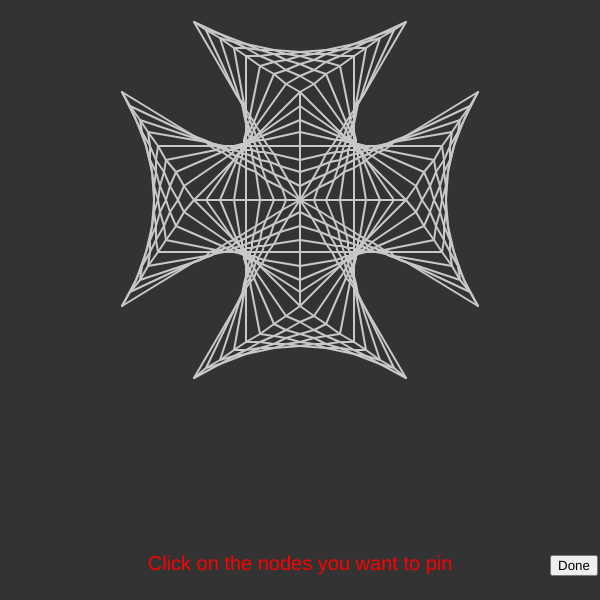
Frame 1 (no input)
Frame 60 (no input): identical to frame 1, image omitted
Frame 120 (the mouse pressed at the canvas centre since frame 60): identical to frame 1, image omitted

The p5.js sketch that drew this single still picture (run headless with seeded random() and noise() and a simulated clock; from frame 60 on, the mouse is pressed at the canvas centre):

// p5.js sketch
// ── sketch.js
//********************
// If you set these variables to same values as from the Draw Mesh sketch...
// ...This sketch will then let you chose fixed nodes, and simulate the mesh as a hanging cloth
var mesh = [[100, 100, 106, 90], [130, 50, 128, 52], [106, 90, 110, 83], [120, 67, 119, 68], [127, 55, 125, 58], [119, 68, 118, 70], [116, 73, 118, 70], [153, 11, 132, 47], [128, 52, 127, 55], [120, 66, 122, 63], [113, 77, 116, 73], [130, 50, 132, 47], [125, 58, 123, 61], [120, 66, 120, 67], [123, 61, 122, 63], [110, 83, 113, 77], [107, 100, 109, 94], [127, 57, 125, 60], [124, 63, 123, 65], [121, 69, 121, 70], [122, 68, 121, 69], [129, 52, 128, 55], [109, 94, 113, 87], [118, 76, 119, 73], [128, 55, 127, 57], [125, 60, 124, 63], [129, 52, 132, 47], [119, 73, 121, 70], [115, 81, 118, 76], [113, 87, 115, 81], [122, 68, 123, 65], [147, 15, 132, 47], [121, 76, 122, 73], [128, 57, 127, 60], [130, 50, 129, 52], [128, 57, 129, 52], [126, 62, 127, 60], [117, 90, 119, 84], [123, 70, 123, 71], [113, 100, 117, 90], [119, 84, 120, 80], [123, 70, 124, 69], [140, 19, 130, 50], [124, 67, 124, 69], [120, 80, 121, 76], [122, 73, 123, 71], [126, 62, 125, 65], [124, 67, 125, 65], [125, 71, 125, 70], [122, 86, 123, 82], [126, 67, 126, 64], [120, 100, 122, 86], [124, 78, 124, 75], [125, 70, 125, 69], [124, 75, 125, 73], [127, 62, 128, 57], [125, 71, 125, 73], [128, 57, 128, 55], [128, 52, 128, 55], [126, 67, 125, 69], [128, 52, 133, 24], [127, 62, 126, 64], [123, 82, 124, 78], [127, 77, 127, 75], [127, 73, 127, 72], [127, 66, 127, 62], [127, 71, 127, 72], [127, 84, 127, 80], [127, 28, 127, 55], [127, 75, 127, 73], [127, 80, 127, 77], [127, 62, 127, 60], [127, 66, 127, 68], [127, 60, 127, 57], [127, 71, 127, 68], [127, 100, 127, 84], [127, 57, 127, 55], [126, 62, 125, 60], [128, 73, 128, 72], [129, 79, 129, 77], [125, 58, 125, 60], [128, 75, 128, 73], [130, 82, 129, 79], [125, 58, 120, 33], [129, 77, 128, 75], [126, 64, 126, 62], [127, 66, 126, 64], [128, 70, 127, 66], [133, 100, 130, 82], [128, 70, 128, 71], [128, 72, 128, 71], [128, 70, 127, 68], [127, 68, 126, 67], [126, 67, 125, 65], [125, 65, 124, 63], [131, 78, 130, 76], [140, 100, 132, 81], [128, 72, 128, 70], [132, 81, 131, 78], [130, 76, 129, 74], [124, 63, 123, 61], [129, 74, 129, 73], [129, 73, 128, 72], [123, 61, 113, 37], [132, 78, 131, 76], [147, 100, 133, 80], [127, 71, 125, 69], [128, 72, 127, 72], [128, 73, 129, 74], [124, 67, 123, 65], [133, 80, 132, 78], [123, 65, 122, 63], [125, 69, 124, 67], [129, 74, 131, 76], [122, 63, 107, 42], [153, 100, 133, 80], [100, 46, 120, 66], [130, 76, 128, 75], [123, 70, 122, 68], [120, 66, 122, 68], [128, 75, 127, 73], [127, 73, 125, 71], [125, 71, 123, 70], [132, 78, 130, 76], [189, 46, 153, 68], [147, 71, 145, 73], [139, 76, 142, 75], [127, 84, 130, 82], [127, 84, 122, 86], [136, 78, 139, 76], [150, 70, 147, 71], [133, 80, 136, 78], [117, 90, 109, 94], [122, 86, 117, 90], [132, 81, 133, 80], [145, 73, 142, 75], [153, 68, 150, 70], [130, 82, 132, 81], [109, 94, 100, 100], [145, 72, 142, 73], [148, 70, 145, 72], [142, 73, 140, 74], [113, 87, 106, 90], [140, 74, 137, 75], [185, 53, 153, 68], [106, 90, 100, 93], [134, 77, 137, 75], [123, 82, 119, 84], [131, 78, 132, 78], [132, 78, 134, 77], [123, 82, 127, 80], [129, 79, 131, 78], [153, 68, 148, 70], [127, 80, 129, 79], [119, 84, 113, 87], [115, 81, 110, 83], [130, 76, 131, 76], [110, 83, 100, 86], [131, 76, 133, 75], [129, 77, 130, 76], [180, 60, 150, 70], [138, 74, 135, 75], [135, 75, 133, 75], [120, 80, 124, 78], [150, 70, 148, 70], [124, 78, 127, 77], [127, 77, 129, 77], [120, 80, 115, 81], [143, 72, 140, 73], [148, 70, 143, 72], [140, 73, 138, 74], [129, 74, 128, 75], [127, 75, 128, 75], [118, 76, 113, 77], [113, 77, 100, 80], [118, 76, 121, 76], [133, 74, 131, 74], [138, 73, 136, 73], [131, 74, 129, 74], [143, 72, 138, 73], [124, 75, 127, 75], [121, 76, 124, 75], [147, 71, 145, 72], [176, 66, 147, 71], [143, 72, 145, 72], [136, 73, 133, 74], [142, 73, 140, 73], [142, 73, 145, 73], [128, 73, 127, 73], [138, 73, 140, 73], [116, 73, 119, 73], [119, 73, 122, 73], [129, 73, 128, 73], [122, 73, 125, 73], [125, 73, 127, 73], [171, 73, 145, 73], [133, 73, 131, 73], [131, 73, 129, 73], [116, 73, 100, 73], [138, 73, 133, 73], [142, 75, 167, 80], [118, 70, 100, 66], [133, 73, 136, 73], [138, 74, 136, 73], [129, 72, 128, 72], [127, 72, 125, 71], [123, 71, 121, 70], [138, 74, 140, 74], [121, 70, 118, 70], [142, 75, 140, 74], [125, 71, 123, 71], [133, 73, 129, 72], [119, 68, 100, 60], [121, 69, 123, 70], [139, 76, 162, 86], [127, 71, 125, 70], [125, 70, 123, 70], [137, 75, 139, 76], [121, 69, 119, 68], [129, 72, 131, 73], [133, 74, 135, 75], [137, 75, 135, 75], [128, 71, 127, 71], [133, 74, 131, 73], [124, 69, 122, 68], [120, 67, 100, 53], [125, 70, 124, 69], [136, 78, 158, 93], [136, 78, 134, 77], [120, 67, 122, 68], [134, 77, 133, 75], [133, 75, 131, 74], [129, 73, 131, 74], [78, 113, 83, 110], [64, 121, 61, 123], [61, 123, 58, 125], [73, 116, 78, 113], [11, 153, 47, 131], [64, 121, 67, 120], [58, 125, 55, 126], [67, 120, 68, 119], [50, 130, 53, 128], [68, 119, 70, 118], [47, 131, 50, 130], [91, 105, 83, 110], [70, 118, 73, 116], [100, 100, 91, 105], [53, 128, 55, 126], [94, 109, 100, 106], [87, 112, 81, 115], [77, 117, 81, 115], [71, 120, 73, 119], [69, 121, 68, 121], [15, 146, 47, 131], [63, 124, 60, 125], [73, 119, 77, 117], [47, 131, 52, 129], [55, 128, 58, 126], [52, 129, 55, 128], [68, 121, 66, 123], [69, 121, 71, 120], [94, 109, 87, 112], [60, 125, 58, 126], [66, 123, 63, 124], [76, 121, 80, 120], [50, 130, 52, 129], [73, 122, 76, 121], [90, 116, 85, 118], [85, 118, 80, 120], [100, 113, 90, 116], [20, 140, 50, 130], [52, 129, 57, 127], [67, 124, 65, 125], [70, 123, 67, 124], [60, 126, 62, 126], [57, 127, 60, 126], [65, 125, 62, 126], [71, 123, 70, 123], [71, 123, 73, 122], [69, 125, 71, 125], [73, 124, 76, 124], [67, 126, 69, 125], [76, 124, 79, 123], [64, 126, 67, 126], [57, 127, 55, 128], [24, 133, 53, 128], [62, 126, 64, 126], [82, 123, 79, 123], [57, 127, 62, 126], [73, 124, 72, 125], [100, 120, 87, 122], [53, 128, 55, 128], [87, 122, 82, 123], [72, 125, 71, 125], [62, 126, 67, 126], [72, 126, 73, 126], [58, 126, 60, 126], [71, 126, 72, 126], [67, 126, 69, 126], [69, 126, 71, 126], [58, 126, 55, 126], [55, 126, 29, 126], [75, 126, 73, 126], [81, 126, 84, 126], [100, 126, 84, 126], [75, 126, 78, 126], [78, 126, 81, 126], [67, 126, 71, 127], [72, 128, 73, 128], [82, 130, 100, 133], [60, 125, 62, 126], [71, 127, 72, 127], [75, 128, 77, 128], [58, 125, 33, 120], [79, 129, 82, 130], [60, 125, 58, 125], [77, 128, 79, 129], [73, 128, 75, 128], [72, 127, 72, 128], [61, 123, 38, 113], [61, 123, 63, 124], [73, 128, 75, 129], [79, 131, 81, 132], [71, 127, 69, 126], [81, 132, 100, 140], [79, 131, 77, 130], [63, 124, 65, 125], [71, 127, 72, 128], [75, 129, 77, 130], [67, 126, 65, 125], [73, 128, 72, 127], [71, 126, 71, 127], [80, 133, 100, 146], [67, 124, 69, 125], [80, 133, 78, 131], [64, 121, 66, 123], [75, 129, 76, 130], [42, 106, 64, 121], [71, 126, 69, 125], [76, 130, 78, 131], [66, 123, 67, 124], [77, 130, 78, 131], [47, 100, 67, 120], [73, 126, 75, 128], [67, 120, 68, 121], [75, 128, 77, 130], [72, 125, 73, 126], [100, 153, 80, 133], [70, 123, 72, 125], [68, 121, 70, 123], [72, 147, 73, 144], [94, 109, 90, 116], [78, 136, 80, 133], [68, 153, 70, 150], [81, 132, 82, 130], [80, 133, 81, 132], [47, 189, 68, 153], [82, 130, 84, 126], [75, 141, 77, 139], [72, 147, 70, 150], [90, 116, 87, 122], [84, 126, 87, 122], [100, 100, 94, 109], [73, 144, 75, 141], [77, 139, 78, 136], [72, 145, 73, 142], [87, 112, 91, 105], [82, 123, 81, 126], [78, 131, 79, 131], [71, 147, 72, 145], [76, 137, 77, 134], [78, 131, 77, 134], [79, 129, 81, 126], [93, 100, 91, 105], [85, 118, 82, 123], [53, 184, 68, 153], [79, 131, 79, 129], [73, 142, 75, 139], [71, 147, 68, 153], [87, 112, 85, 118], [76, 137, 75, 139], [74, 137, 75, 135], [76, 132, 76, 130], [74, 137, 73, 140], [72, 142, 73, 140], [81, 115, 83, 110], [80, 120, 81, 115], [60, 180, 70, 150], [77, 130, 76, 130], [76, 132, 75, 135], [87, 100, 83, 110], [71, 147, 70, 150], [72, 142, 71, 147], [77, 130, 77, 128], [80, 120, 79, 123], [79, 123, 78, 126], [78, 126, 77, 128], [72, 142, 72, 145], [73, 138, 74, 135], [72, 147, 72, 145], [77, 117, 76, 121], [76, 121, 76, 124], [75, 128, 75, 126], [73, 138, 72, 142], [74, 133, 74, 135], [67, 175, 72, 147], [76, 124, 75, 126], [74, 133, 75, 130], [80, 100, 78, 113], [75, 129, 75, 130], [78, 113, 77, 117], [75, 128, 75, 129], [73, 142, 73, 144], [73, 129, 73, 128], [73, 133, 73, 138], [73, 119, 73, 122], [73, 122, 73, 124], [73, 129, 73, 131], [73, 126, 73, 128], [73, 126, 73, 124], [73, 171, 73, 144], [73, 116, 73, 119], [73, 140, 73, 142], [73, 100, 73, 116], [73, 138, 73, 140], [73, 133, 73, 131], [72, 127, 72, 126], [73, 133, 74, 135], [72, 125, 72, 126], [80, 167, 75, 141], [72, 125, 71, 123], [75, 139, 75, 141], [70, 118, 71, 120], [71, 120, 71, 123], [67, 100, 70, 118], [74, 137, 75, 139], [72, 129, 72, 128], [74, 135, 74, 137], [72, 129, 73, 133], [73, 131, 74, 133], [74, 133, 75, 135], [77, 139, 87, 162], [68, 119, 60, 100], [68, 119, 69, 121], [72, 129, 73, 131], [71, 125, 71, 126], [77, 139, 76, 137], [70, 123, 69, 121], [70, 123, 71, 125], [75, 135, 76, 137], [93, 158, 78, 136], [72, 126, 71, 125], [77, 134, 78, 136], [76, 132, 77, 134], [53, 100, 67, 120], [75, 130, 76, 132], [73, 129, 75, 130], [127, 28, 120, 33], [140, 19, 133, 24], [140, 19, 147, 15], [120, 33, 113, 37], [153, 11, 147, 15], [127, 28, 133, 24], [100, 46, 107, 42], [113, 37, 107, 42], [80, 28, 87, 31], [47, 11, 60, 17], [100, 38, 107, 42], [73, 24, 80, 28], [73, 24, 67, 21], [60, 17, 67, 21], [93, 35, 100, 38], [87, 31, 93, 35], [113, 37, 107, 35], [100, 32, 107, 35], [73, 22, 60, 17], [93, 30, 100, 32], [80, 25, 87, 27], [87, 27, 93, 30], [60, 17, 53, 15], [73, 22, 80, 25], [113, 31, 120, 33], [100, 28, 93, 27], [100, 28, 107, 30], [87, 25, 73, 22], [113, 31, 107, 30], [87, 25, 93, 27], [73, 22, 67, 21], [67, 21, 60, 19], [127, 28, 120, 28], [87, 25, 80, 25], [73, 24, 80, 25], [113, 27, 107, 27], [113, 27, 120, 28], [100, 26, 107, 27], [73, 24, 67, 24], [100, 26, 87, 25], [127, 24, 120, 25], [113, 25, 120, 25], [93, 27, 87, 27], [127, 24, 133, 24], [100, 26, 93, 27], [73, 28, 80, 28], [87, 27, 80, 28], [113, 25, 100, 26], [113, 25, 107, 27], [107, 27, 100, 28], [140, 19, 133, 21], [87, 31, 80, 33], [127, 22, 133, 21], [100, 28, 93, 30], [87, 31, 93, 30], [127, 22, 113, 25], [113, 27, 107, 30], [87, 37, 93, 35], [107, 30, 100, 32], [140, 17, 147, 15], [127, 22, 120, 25], [120, 25, 113, 27], [100, 32, 93, 35], [140, 17, 127, 22], [153, 11, 140, 17], [100, 38, 93, 42], [113, 31, 107, 35], [127, 24, 120, 28], [140, 17, 133, 21], [120, 28, 113, 31], [133, 21, 127, 24], [107, 35, 100, 38], [73, 28, 80, 33], [60, 19, 67, 24], [73, 28, 67, 24], [80, 33, 87, 37], [87, 37, 93, 42], [53, 15, 60, 19], [93, 42, 100, 46], [47, 11, 53, 15], [33, 80, 29, 73], [29, 73, 24, 66], [11, 46, 15, 53], [20, 60, 15, 53], [24, 66, 20, 60], [38, 86, 33, 80], [42, 93, 47, 100], [42, 93, 38, 86], [11, 153, 15, 146], [38, 113, 33, 120], [15, 146, 20, 140], [42, 106, 47, 100], [42, 106, 38, 113], [24, 133, 29, 126], [20, 140, 24, 133], [33, 120, 29, 126], [67, 100, 73, 100], [93, 100, 87, 100], [53, 100, 60, 100], [100, 100, 93, 100], [47, 100, 53, 100], [73, 100, 80, 100], [60, 100, 67, 100], [80, 100, 87, 100], [100, 93, 100, 86], [100, 66, 100, 73], [100, 53, 100, 60], [100, 46, 100, 53], [100, 73, 100, 80], [100, 60, 100, 66], [100, 100, 100, 93], [100, 80, 100, 86], [47, 68, 50, 70], [64, 78, 67, 80], [50, 70, 53, 71], [100, 100, 91, 94], [58, 75, 61, 76], [73, 84, 78, 86], [78, 86, 83, 90], [70, 82, 73, 84], [61, 76, 64, 78], [47, 68, 11, 46], [55, 73, 58, 75], [68, 81, 70, 82], [68, 81, 67, 80], [91, 94, 83, 90], [53, 71, 55, 73], [63, 75, 66, 77], [47, 68, 52, 70], [55, 72, 58, 73], [68, 78, 69, 78], [58, 73, 60, 74], [60, 74, 63, 75], [69, 78, 71, 79], [66, 77, 68, 78], [73, 80, 77, 82], [87, 87, 94, 90], [47, 68, 15, 53], [87, 87, 81, 84], [94, 90, 100, 93], [77, 82, 81, 84], [71, 79, 73, 80], [52, 70, 55, 72], [85, 81, 90, 83], [80, 80, 85, 81], [67, 75, 70, 76], [73, 77, 76, 78], [80, 80, 76, 78], [50, 70, 20, 60], [50, 70, 52, 70], [57, 72, 60, 73], [62, 74, 65, 75], [57, 72, 52, 70], [90, 83, 100, 86], [70, 76, 71, 77], [65, 75, 67, 75], [60, 73, 62, 74], [71, 77, 73, 77], [55, 72, 57, 72], [82, 76, 79, 76], [76, 75, 79, 76], [69, 74, 71, 74], [53, 71, 24, 66], [100, 80, 87, 77], [82, 76, 87, 77], [62, 73, 64, 73], [72, 75, 71, 74], [62, 73, 57, 72], [53, 71, 55, 72], [67, 74, 69, 74], [67, 74, 64, 73], [72, 75, 73, 75], [76, 75, 73, 75], [78, 73, 81, 73], [71, 73, 69, 73], [55, 73, 58, 73], [58, 73, 60, 73], [67, 73, 69, 73], [84, 73, 81, 73], [67, 73, 62, 73], [73, 73, 72, 73], [72, 73, 71, 73], [62, 73, 60, 73], [73, 73, 75, 73], [55, 73, 29, 73], [78, 73, 75, 73], [84, 73, 100, 73], [79, 70, 82, 70], [71, 72, 67, 73], [100, 66, 82, 70], [67, 73, 64, 73], [64, 73, 62, 74], [75, 71, 73, 72], [58, 75, 33, 80], [72, 72, 73, 72], [71, 72, 72, 72], [75, 71, 77, 71], [79, 70, 77, 71], [60, 74, 62, 74], [58, 75, 60, 74], [81, 68, 100, 60], [69, 73, 67, 74], [71, 72, 69, 73], [65, 75, 67, 74], [63, 75, 65, 75], [72, 72, 72, 71], [77, 70, 79, 69], [81, 68, 79, 69], [75, 70, 73, 71], [63, 75, 61, 76], [61, 76, 38, 86], [73, 71, 72, 71], [77, 70, 75, 70], [67, 75, 69, 74], [42, 93, 64, 78], [73, 71, 73, 72], [71, 73, 69, 74], [66, 77, 64, 78], [67, 75, 66, 77], [71, 73, 72, 72], [78, 68, 80, 67], [100, 53, 80, 67], [78, 68, 76, 69], [75, 70, 76, 69], [75, 71, 73, 73], [73, 73, 72, 75], [100, 46, 80, 66], [80, 66, 78, 68], [78, 68, 77, 70], [77, 70, 75, 71], [70, 76, 68, 78], [72, 75, 70, 76], [68, 78, 67, 80], [47, 100, 67, 80], [94, 90, 90, 83], [47, 11, 68, 47], [78, 63, 80, 66], [81, 68, 82, 70], [87, 77, 90, 83], [77, 61, 78, 63], [80, 67, 81, 68], [82, 70, 84, 73], [80, 66, 80, 67], [100, 100, 94, 90], [75, 58, 73, 55], [70, 50, 72, 52], [72, 52, 73, 55], [68, 47, 70, 50], [75, 58, 77, 61], [84, 73, 87, 77], [82, 76, 85, 81], [79, 69, 79, 70], [87, 87, 85, 81], [79, 70, 81, 73], [81, 73, 82, 76], [91, 94, 87, 87], [91, 94, 93, 100], [78, 68, 79, 69], [68, 47, 71, 52], [77, 65, 78, 68], [73, 57, 75, 60], [68, 47, 53, 15], [75, 60, 76, 63], [71, 52, 72, 55], [72, 55, 73, 57], [76, 63, 77, 65], [75, 65, 76, 67], [74, 62, 75, 65], [72, 57, 73, 60], [60, 19, 70, 50], [71, 52, 70, 50], [77, 70, 77, 71], [81, 84, 80, 80], [78, 73, 79, 76], [79, 76, 80, 80], [71, 52, 72, 57], [83, 90, 81, 84], [83, 90, 87, 100], [76, 67, 76, 69], [77, 71, 78, 73], [73, 60, 74, 62], [76, 69, 77, 70], [74, 64, 74, 67], [75, 70, 75, 71], [73, 62, 74, 64], [72, 52, 67, 24], [72, 57, 73, 62], [75, 69, 75, 70], [78, 86, 80, 100], [77, 82, 78, 86], [76, 75, 76, 78], [76, 78, 77, 82], [72, 52, 72, 55], [75, 71, 75, 73], [74, 67, 75, 69], [72, 57, 72, 55], [75, 73, 76, 75], [73, 57, 73, 55], [73, 72, 73, 73], [73, 62, 73, 66], [73, 28, 73, 55], [73, 77, 73, 80], [73, 80, 73, 84], [73, 68, 73, 71], [73, 73, 73, 75], [73, 66, 73, 68], [73, 57, 73, 60], [73, 62, 73, 60], [73, 75, 73, 77], [73, 100, 73, 84], [75, 58, 75, 60], [72, 73, 72, 75], [74, 62, 75, 60], [72, 72, 72, 73], [71, 79, 70, 82], [70, 82, 67, 100], [71, 77, 71, 79], [73, 66, 72, 70], [73, 66, 74, 64], [72, 70, 72, 71], [80, 33, 75, 58], [74, 62, 74, 64], [71, 77, 72, 75], [87, 37, 77, 61], [74, 67, 73, 68], [72, 70, 72, 72], [60, 100, 68, 81], [71, 73, 71, 74], [69, 78, 70, 76], [77, 61, 76, 63], [76, 63, 75, 65], [72, 70, 73, 68], [74, 67, 75, 65], [69, 78, 68, 81], [71, 74, 70, 76], [93, 42, 78, 63], [53, 100, 67, 80], [76, 67, 75, 69], [76, 67, 77, 65], [73, 71, 75, 69], [78, 63, 77, 65], [71, 74, 72, 73], [21, 66, 25, 73], [18, 60, 21, 66], [35, 93, 32, 86], [11, 46, 18, 60], [32, 86, 28, 80], [39, 100, 35, 93], [28, 80, 25, 73], [42, 106, 39, 100], [30, 93, 33, 100], [18, 60, 23, 73], [35, 106, 33, 100], [25, 80, 28, 86], [38, 113, 35, 106], [23, 73, 25, 80], [28, 86, 30, 93], [15, 53, 18, 60], [23, 73, 26, 86], [23, 73, 21, 66], [27, 93, 29, 100], [26, 86, 27, 93], [30, 106, 32, 113], [33, 120, 32, 113], [29, 100, 30, 106], [20, 60, 21, 66], [26, 86, 25, 80], [25, 73, 25, 80], [26, 86, 27, 100], [24, 66, 25, 73], [28, 120, 29, 126], [27, 100, 27, 106], [27, 106, 28, 113], [28, 113, 28, 120], [26, 113, 25, 120], [25, 126, 24, 133], [27, 100, 27, 93], [28, 86, 28, 80], [25, 120, 25, 126], [29, 73, 28, 80], [28, 86, 27, 93], [27, 100, 26, 113], [21, 133, 20, 140], [26, 113, 27, 106], [21, 133, 23, 126], [26, 113, 23, 126], [29, 100, 27, 106], [29, 100, 30, 93], [33, 80, 32, 86], [32, 86, 30, 93], [33, 100, 30, 106], [38, 86, 35, 93], [28, 113, 30, 106], [23, 126, 18, 140], [15, 146, 18, 140], [35, 93, 33, 100], [28, 113, 25, 120], [23, 126, 25, 120], [35, 106, 39, 100], [25, 126, 28, 120], [32, 113, 35, 106], [21, 133, 25, 126], [42, 93, 39, 100], [32, 113, 28, 120], [18, 140, 21, 133], [11, 153, 18, 140], [189, 46, 185, 53], [158, 93, 162, 86], [180, 60, 176, 66], [162, 86, 167, 80], [171, 73, 167, 80], [185, 53, 180, 60], [176, 66, 171, 73], [153, 100, 158, 93], [168, 113, 172, 120], [182, 140, 179, 133], [172, 120, 175, 126], [165, 106, 168, 113], [161, 100, 165, 106], [189, 153, 182, 140], [179, 133, 175, 126], [158, 93, 161, 100], [175, 120, 172, 113], [177, 126, 175, 120], [170, 106, 167, 100], [162, 86, 165, 93], [172, 113, 170, 106], [165, 93, 167, 100], [185, 146, 182, 140], [182, 140, 177, 126], [173, 106, 171, 100], [180, 140, 179, 133], [177, 126, 179, 133], [168, 86, 167, 80], [171, 100, 170, 93], [174, 113, 173, 106], [170, 93, 168, 86], [177, 126, 174, 113], [173, 100, 173, 93], [172, 80, 171, 73], [174, 113, 175, 120], [175, 126, 175, 120], [174, 113, 173, 100], [173, 93, 172, 86], [176, 133, 175, 126], [172, 86, 172, 80], [175, 73, 176, 66], [175, 80, 174, 86], [173, 100, 174, 86], [172, 113, 173, 106], [173, 100, 173, 106], [175, 80, 175, 73], [172, 113, 172, 120], [171, 126, 172, 120], [171, 100, 173, 93], [168, 113, 170, 106], [167, 120, 168, 113], [174, 86, 173, 93], [179, 66, 180, 60], [179, 66, 177, 73], [174, 86, 177, 73], [171, 100, 170, 106], [167, 100, 165, 106], [177, 73, 175, 80], [167, 100, 170, 93], [172, 86, 170, 93], [162, 113, 165, 106], [185, 53, 182, 60], [175, 80, 172, 86], [182, 60, 177, 73], [189, 46, 182, 60], [165, 93, 168, 86], [175, 73, 172, 80], [172, 80, 168, 86], [179, 66, 175, 73], [161, 100, 165, 93], [161, 100, 158, 106], [182, 60, 179, 66], [167, 120, 171, 126], [162, 113, 167, 120], [153, 100, 158, 106], [189, 153, 185, 146], [176, 133, 180, 140], [180, 140, 185, 146], [158, 106, 162, 113], [171, 126, 176, 133], [147, 184, 140, 180], [113, 162, 107, 158], [127, 171, 120, 167], [140, 180, 133, 175], [107, 158, 100, 153], [133, 175, 127, 171], [120, 167, 113, 162], [153, 189, 147, 184], [80, 167, 73, 171], [80, 167, 87, 162], [93, 158, 87, 162], [93, 158, 100, 153], [67, 175, 60, 180], [53, 184, 60, 180], [53, 184, 47, 189], [67, 175, 73, 171], [100, 113, 100, 120], [100, 126, 100, 133], [100, 153, 100, 146], [100, 146, 100, 140], [100, 140, 100, 133], [100, 100, 100, 106], [100, 106, 100, 113], [100, 120, 100, 126], [147, 100, 140, 100], [153, 100, 147, 100], [140, 100, 133, 100], [113, 100, 107, 100], [133, 100, 127, 100], [107, 100, 100, 100], [120, 100, 113, 100], [127, 100, 120, 100], [120, 133, 119, 132], [153, 189, 132, 153], [128, 147, 127, 144], [125, 141, 123, 139], [122, 136, 120, 133], [113, 122, 110, 116], [100, 100, 106, 109], [119, 132, 118, 130], [118, 130, 116, 126], [123, 139, 122, 136], [127, 144, 125, 141], [130, 150, 128, 147], [132, 153, 130, 150], [116, 126, 113, 122], [110, 116, 106, 109], [132, 153, 147, 184], [121, 129, 121, 131], [129, 147, 128, 145], [122, 131, 121, 131], [109, 105, 107, 100], [121, 129, 119, 126], [123, 134, 122, 131], [128, 145, 127, 142], [124, 137, 123, 134], [118, 123, 115, 118], [132, 153, 129, 147], [125, 139, 124, 137], [127, 142, 125, 139], [113, 112, 109, 105], [119, 126, 118, 123], [115, 118, 113, 112], [122, 126, 123, 128], [120, 120, 119, 115], [126, 137, 125, 135], [125, 135, 124, 132], [119, 115, 117, 110], [117, 110, 113, 100], [140, 180, 130, 150], [123, 128, 123, 130], [124, 130, 123, 130], [124, 132, 124, 130], [122, 126, 121, 123], [128, 142, 127, 140], [129, 147, 130, 150], [127, 140, 126, 137], [129, 147, 128, 142], [121, 123, 120, 120], [128, 147, 133, 175], [128, 147, 128, 145], [125, 130, 125, 129], [125, 129, 125, 128], [124, 124, 124, 121], [128, 142, 127, 138], [126, 135, 126, 133], [128, 142, 128, 145], [123, 117, 122, 113], [126, 133, 125, 130], [124, 124, 125, 126], [125, 126, 125, 128], [127, 138, 126, 135], [124, 121, 123, 117], [122, 113, 120, 100], [127, 138, 127, 140], [127, 138, 127, 133], [127, 129, 127, 128], [127, 119, 127, 116], [127, 142, 127, 144], [127, 144, 127, 171], [127, 128, 127, 126], [127, 122, 127, 124], [127, 142, 127, 140], [127, 122, 127, 119], [127, 124, 127, 126], [127, 131, 127, 129], [127, 133, 127, 131], [127, 100, 127, 116], [128, 129, 128, 128], [126, 137, 126, 135], [129, 123, 128, 125], [127, 133, 126, 135], [128, 128, 128, 127], [126, 137, 125, 139], [125, 141, 125, 139], [128, 127, 128, 126], [129, 120, 129, 123], [125, 141, 120, 167], [129, 120, 130, 118], [130, 118, 133, 100], [127, 133, 128, 129], [128, 125, 128, 126], [126, 133, 125, 135], [124, 137, 125, 135], [128, 129, 127, 131], [130, 123, 129, 125], [126, 133, 127, 131], [132, 119, 140, 100], [132, 119, 131, 121], [113, 162, 123, 139], [128, 127, 129, 127], [129, 126, 129, 125], [129, 127, 129, 126], [131, 121, 130, 123], [124, 137, 123, 139], [133, 120, 147, 100], [133, 120, 132, 121], [122, 136, 123, 134], [124, 132, 123, 134], [132, 121, 131, 123], [127, 128, 128, 127], [129, 125, 128, 126], [122, 136, 107, 158], [124, 132, 125, 130], [127, 129, 125, 130], [131, 123, 129, 125], [120, 133, 122, 131], [132, 121, 130, 123], [122, 131, 123, 130], [100, 153, 120, 133], [123, 130, 125, 128], [130, 123, 128, 125], [133, 120, 153, 100], [128, 125, 127, 126], [127, 126, 125, 128], [136, 121, 133, 120], [109, 105, 100, 100], [117, 110, 109, 105], [132, 119, 130, 118], [133, 120, 132, 119], [130, 118, 127, 116], [127, 116, 122, 113], [150, 130, 147, 128], [142, 125, 139, 123], [153, 131, 189, 153], [145, 126, 142, 125], [147, 128, 145, 126], [153, 131, 150, 130], [139, 123, 136, 121], [122, 113, 117, 110], [137, 124, 134, 123], [134, 123, 132, 121], [127, 119, 123, 117], [153, 131, 148, 129], [148, 129, 145, 128], [153, 131, 185, 146], [140, 125, 137, 124], [106, 109, 100, 106], [113, 112, 106, 109], [119, 115, 113, 112], [129, 120, 127, 119], [123, 117, 119, 115], [145, 128, 142, 126], [132, 121, 131, 121], [142, 126, 140, 125], [131, 121, 129, 120], [135, 125, 133, 124], [140, 126, 138, 126], [138, 126, 135, 125], [150, 130, 148, 129], [120, 120, 115, 118], [124, 121, 120, 120], [143, 127, 140, 126], [129, 123, 127, 122], [133, 124, 131, 123], [110, 116, 100, 113], [150, 130, 180, 140], [130, 123, 129, 123], [131, 123, 130, 123], [115, 118, 110, 116], [127, 122, 124, 121], [143, 127, 148, 129], [138, 126, 136, 126], [138, 126, 143, 127], [129, 125, 128, 125], [121, 123, 118, 123], [128, 125, 127, 124], [147, 128, 145, 128], [127, 124, 124, 124], [113, 122, 100, 120], [147, 128, 176, 133], [124, 124, 121, 123], [118, 123, 113, 122], [145, 128, 143, 127], [133, 126, 136, 126], [133, 126, 131, 125], [131, 125, 129, 125], [127, 126, 125, 126], [125, 126, 122, 126], [145, 126, 171, 126], [128, 126, 129, 126], [133, 126, 138, 126], [145, 126, 142, 126], [128, 126, 127, 126], [122, 126, 119, 126], [142, 126, 140, 126], [116, 126, 100, 126], [129, 126, 131, 126], [133, 126, 131, 126], [119, 126, 116, 126], [129, 127, 133, 126], [142, 125, 140, 125], [128, 128, 127, 128], [140, 125, 138, 126], [125, 128, 127, 128], [123, 128, 121, 129], [121, 129, 118, 130], [125, 128, 123, 128], [142, 125, 167, 120], [118, 130, 100, 133], [135, 125, 133, 126], [123, 130, 121, 131], [121, 131, 119, 132], [123, 130, 125, 129], [125, 129, 127, 128], [129, 127, 131, 126], [139, 123, 137, 124], [119, 132, 100, 140], [139, 123, 162, 113], [137, 124, 135, 125], [128, 128, 129, 127], [133, 124, 131, 125], [129, 126, 131, 125], [100, 146, 120, 133], [134, 123, 133, 124], [125, 129, 124, 130], [136, 121, 158, 106], [136, 121, 134, 123], [122, 131, 124, 130], [140, 182, 133, 178], [113, 168, 120, 171], [133, 178, 127, 175], [127, 175, 120, 171], [153, 189, 140, 182], [107, 165, 100, 161], [100, 161, 93, 158], [113, 168, 107, 165], [100, 167, 107, 169], [113, 172, 107, 169], [140, 182, 147, 184], [127, 177, 120, 174], [100, 167, 93, 165], [93, 165, 87, 162], [113, 172, 120, 174], [127, 177, 140, 182], [140, 180, 133, 178], [87, 168, 80, 167], [113, 174, 127, 177], [87, 168, 93, 169], [100, 171, 93, 169], [127, 177, 133, 178], [113, 174, 107, 172], [100, 171, 107, 172], [87, 172, 80, 171], [113, 174, 120, 174], [100, 173, 93, 172], [73, 171, 80, 171], [87, 172, 93, 172], [120, 174, 127, 175], [100, 173, 113, 174], [127, 175, 133, 175], [120, 171, 127, 171], [113, 172, 120, 171], [87, 174, 100, 173], [100, 173, 107, 172], [87, 174, 80, 174], [73, 175, 67, 175], [73, 175, 80, 174], [107, 172, 113, 172], [93, 172, 100, 171], [87, 174, 93, 172], [107, 169, 113, 168], [100, 171, 107, 169], [60, 180, 67, 178], [73, 177, 87, 174], [113, 168, 120, 167], [73, 177, 67, 178], [107, 165, 113, 162], [87, 172, 93, 169], [100, 167, 107, 165], [80, 174, 87, 172], [73, 177, 80, 174], [60, 182, 73, 177], [60, 182, 53, 184], [93, 169, 100, 167], [100, 161, 107, 158], [47, 189, 60, 182], [60, 182, 67, 178], [100, 161, 93, 165], [87, 168, 93, 165], [80, 171, 87, 168], [73, 175, 80, 171], [67, 178, 73, 175]];
var x_shift = 100;
var y_shift = 0;
var x_scale = 2;
var y_scale = 2;
//********************


/*
//try these settings for a penrose tiling
var mesh = [[388, 82, 400, 98], [419, 104, 400, 98], [412, 82, 400, 98], [412, 82, 431, 88], [400, 118, 400, 98], [419, 104, 419, 125], [381, 104, 400, 98], [400, 118, 419, 125], [369, 88, 369, 105], [381, 125, 369, 108], [369, 105, 369, 108], [369, 88, 381, 72], [387, 70, 400, 65], [387, 70, 381, 72], [419, 72, 431, 88], [419, 72, 403, 66], [431, 88, 431, 108], [419, 125, 431, 108], [439, 65, 439, 45], [419, 72, 439, 65], [381, 51, 381, 72], [450, 102, 431, 108], [443, 125, 462, 118], [357, 125, 369, 108], [357, 125, 369, 141], [419, 125, 431, 141], [412, 147, 431, 141], [450, 102, 450, 82], [431, 88, 450, 82], [400, 65, 400, 45], [381, 51, 400, 45], [400, 65, 403, 66], [350, 82, 369, 88], [362, 65, 350, 82], [388, 29, 400, 45], [400, 12, 388, 29], [400, 12, 412, 29], [431, 23, 431, 22], [419, -14, 419, 6], [381, 6, 400, 12], [381, 6, 369, 22], [369, 22, 388, 29], [338, 65, 318, 72], [330, 88, 318, 72], [318, 72, 299, 65], [299, 45, 318, 51], [307, 88, 318, 72], [318, 104, 307, 88], [338, 184, 350, 168], [350, 168, 369, 161], [350, 168, 350, 147], [369, 161, 369, 141], [330, 161, 350, 168], [338, 184, 318, 178], [330, 161, 318, 178], [462, 184, 450, 168], [439, 184, 450, 168], [470, 161, 450, 168], [450, 167, 450, 168], [470, 161, 470, 141], [431, 161, 450, 168], [431, 161, 431, 141], [470, 88, 482, 72], [470, 88, 482, 104], [482, 72, 501, 65], [501, 45, 501, 65], [462, 65, 482, 72], [462, 65, 450, 82], [470, 88, 451, 82], [450, 82, 451, 82], [450, 61, 462, 45], [450, 82, 439, 65], [462, 98, 482, 104], [450, 135, 451, 135], [462, 118, 451, 135], [443, 125, 431, 141], [450, 135, 431, 141], [381, 157, 381, 178], [369, 141, 350, 147], [330, 141, 350, 135], [338, 98, 318, 104], [350, 82, 330, 88], [338, 98, 350, 82], [350, 61, 350, 82], [338, 65, 350, 82], [350, 61, 338, 45], [381, 39, 369, 22], [419, 39, 400, 45], [412, 29, 400, 45], [419, 39, 431, 22], [361, 45, 350, 29], [450, 29, 439, 45], [431, 23, 419, 39], [435, 24, 450, 29], [462, 118, 482, 125], [482, 125, 482, 104], [400, 184, 419, 178], [400, 164, 400, 184], [400, 184, 381, 178], [337, 118, 318, 125], [330, 141, 319, 126], [318, 157, 330, 141], [307, 141, 318, 157], [319, 126, 318, 125], [318, 157, 299, 164], [330, 194, 318, 178], [311, 200, 330, 194], [350, 221, 350, 200], [369, 194, 381, 178], [369, 194, 350, 200], [369, 214, 369, 194], [369, 194, 388, 200], [369, 214, 388, 221], [431, 194, 419, 178], [412, 200, 431, 194], [412, 221, 431, 214], [431, 214, 431, 194], [451, 200, 450, 200], [470, 214, 470, 194], [451, 200, 470, 194], [470, 194, 482, 178], [470, 214, 489, 221], [482, 178, 470, 161], [482, 178, 482, 157], [470, 141, 482, 157], [501, 164, 482, 157], [482, 178, 501, 184], [470, 141, 482, 125], [482, 157, 494, 141], [501, 118, 501, 98], [501, 118, 482, 125], [520, 104, 501, 98], [501, 118, 520, 125], [513, 61, 513, 62], [513, 82, 513, 62], [532, 68, 532, 88], [532, 68, 513, 62], [525, 45, 513, 62], [544, 51, 532, 68], [501, 45, 482, 39], [493, 23, 482, 39], [513, 29, 494, 22], [494, 22, 493, 23], [431, 22, 431, 2], [450, 8, 450, 29], [431, 2, 450, 8], [443, -14, 431, 2], [450, 8, 456, 1], [462, -8, 456, 1], [412, -37, 400, -21], [381, -14, 369, -31], [400, -21, 388, -37], [369, 2, 381, -14], [369, -31, 357, -14], [357, -14, 369, 2], [431, 2, 419, -14], [513, 82, 532, 88], [431, 214, 450, 221], [319, 39, 299, 45], [338, 45, 319, 39], [350, 29, 349, 29], [330, 22, 319, 39], [330, 22, 349, 29], [330, 22, 319, 6], [319, 39, 307, 22], [319, 6, 318, 6], [299, 45, 287, 61], [287, 82, 287, 61], [276, 45, 287, 61], [275, 45, 287, 29], [268, 68, 287, 61], [287, 82, 268, 88], [299, 98, 287, 82], [299, 98, 318, 104], [280, 104, 299, 98], [299, 118, 280, 125], [307, 22, 287, 29], [287, 29, 299, 45], [388, 220, 388, 200], [400, 204, 388, 220], [299, 118, 318, 125], [299, 131, 280, 125], [319, 6, 338, 12], [501, 131, 520, 125], [506, 138, 501, 131], [513, 147, 506, 138], [482, 125, 494, 141], [330, -31, 318, -14], [307, -31, 318, -14], [318, -14, 338, -8], [318, -14, 299, -8], [299, -8, 287, -24], [290, -26, 306, -31], [256, 125, 256, 124], [256, 125, 268, 141], [287, 147, 299, 131], [268, 141, 287, 147], [268, 141, 280, 125], [249, 167, 268, 161], [268, 141, 249, 147], [268, 161, 268, 141], [249, 147, 249, 148], [388, 220, 388, 221], [400, 237, 388, 221], [431, 227, 419, 243], [419, 243, 400, 237], [400, 257, 400, 237], [381, 263, 381, 243], [400, 237, 381, 243], [369, 227, 381, 243], [369, 227, 388, 221], [520, 125, 532, 141], [551, 147, 532, 141], [544, 125, 532, 141], [532, 161, 532, 141], [551, 148, 551, 147], [551, 168, 532, 161], [513, 147, 532, 141], [470, -31, 482, -14], [482, -14, 501, -8], [482, -14, 462, -8], [462, 12, 462, -8], [450, -25, 451, -25], [451, -25, 470, -31], [338, 237, 350, 253], [338, 237, 349, 221], [369, 260, 350, 253], [369, 280, 369, 260], [350, 253, 350, 254], [350, 253, 330, 260], [338, 237, 319, 243], [319, 243, 318, 243], [318, 243, 330, 260], [438, 237, 450, 221], [439, 237, 438, 237], [439, 237, 450, 253], [450, 253, 470, 260], [470, 260, 470, 280], [470, 280, 469, 280], [450, 253, 431, 260], [419, 243, 438, 237], [419, 243, 431, 260], [544, 178, 532, 194], [532, 161, 532, 162], [520, 178, 532, 194], [532, 161, 520, 178], [532, 214, 532, 194], [532, 194, 513, 200], [513, 221, 513, 220], [501, 184, 513, 200], [520, 178, 501, 184], [563, 98, 551, 82], [563, 98, 544, 104], [544, 104, 532, 88], [520, -14, 532, 2], [532, 2, 551, 8], [532, 2, 532, 22], [551, 8, 551, 29], [513, 8, 532, 2], [513, 8, 513, 29], [520, -14, 501, -8], [513, 8, 501, -8], [450, -90, 438, -74], [438, -74, 439, -74], [439, -74, 450, -57], [450, -57, 470, -51], [470, -31, 470, -51], [450, -37, 470, -31], [431, -51, 450, -57], [431, -51, 419, -67], [419, -67, 438, -74], [361, -74, 350, -57], [338, -74, 350, -57], [350, -57, 369, -51], [350, -37, 369, -31], [369, -51, 369, -31], [330, -51, 350, -57], [268, -31, 256, -14], [256, -14, 268, 2], [280, -14, 268, 2], [287, 8, 268, 2], [249, 8, 268, 2], [237, -8, 256, -14], [249, 8, 237, -8], [225, 82, 237, 98], [237, 98, 249, 82], [237, 98, 256, 104], [237, 118, 256, 125], [256, 104, 256, 124], [237, 98, 218, 104], [206, 88, 218, 104], [206, 88, 225, 82], [268, 162, 256, 178], [268, 162, 268, 161], [268, 194, 256, 178], [287, 220, 287, 200], [268, 214, 263, 216], [263, 216, 249, 220], [249, 200, 268, 194], [237, 184, 256, 178], [237, 184, 249, 200], [237, 45, 225, 29], [256, 51, 237, 45], [419, -67, 400, -74], [412, -90, 400, -74], [419, -67, 431, -84], [419, -67, 419, -47], [400, -74, 381, -67], [369, -84, 388, -90], [369, -84, 381, -67], [563, 45, 551, 29], [563, 65, 563, 45], [544, 51, 544, 52], [563, 45, 544, 51], [532, 35, 551, 29], [532, 35, 544, 51], [501, 237, 489, 221], [513, 221, 501, 204], [501, 237, 513, 221], [489, 221, 489, 220], [514, 221, 513, 221], [501, 237, 482, 243], [481, 243, 482, 243], [489, 221, 470, 227], [481, 243, 470, 227], [287, 221, 299, 237], [287, 220, 287, 221], [318, 243, 299, 237], [299, 237, 286, 241], [563, 65, 544, 72], [544, 125, 536, 113], [532, 108, 532, 88], [544, 71, 544, 72], [532, 35, 513, 29], [451, 221, 470, 227], [470, 227, 482, 243], [513, 168, 501, 184], [513, 168, 532, 161], [450, 221, 451, 221], [513, 220, 513, 200], [489, 221, 501, 204], [513, 147, 513, 168], [350, 221, 369, 227], [311, 200, 299, 184], [311, 221, 299, 204], [349, 221, 350, 221], [268, 108, 256, 125], [268, 108, 280, 125], [280, 104, 268, 88], [431, -31, 431, -51], [450, -37, 431, -31], [451, -25, 431, -31], [419, -47, 400, -53], [287, 253, 299, 237], [299, 258, 287, 274], [287, 274, 287, 253], [299, 257, 299, 237], [268, 260, 280, 243], [280, 243, 286, 241], [268, 260, 287, 253], [268, 260, 257, 244], [249, 221, 249, 220], [268, 227, 249, 221], [287, 220, 268, 214], [318, 263, 330, 280], [330, 260, 330, 280], [318, 296, 307, 280], [318, 296, 330, 280], [307, 280, 318, 263], [256, 243, 268, 227], [249, 220, 237, 237], [299, 290, 287, 274], [256, 243, 257, 244], [256, 243, 237, 237], [307, 280, 287, 274], [520, 244, 532, 260], [513, 274, 513, 273], [513, 253, 513, 273], [501, 257, 513, 274], [495, 279, 513, 274], [532, 227, 544, 243], [551, 221, 563, 237], [544, 243, 563, 237], [470, 280, 482, 296], [532, 260, 551, 253], [493, 280, 495, 279], [551, 253, 563, 237], [532, 260, 544, 243], [218, 39, 237, 45], [217, 51, 198, 45], [198, 45, 218, 39], [206, 22, 225, 29], [206, 23, 218, 39], [206, 22, 206, 23], [218, 72, 218, 71], [217, 7, 206, 22], [225, 29, 237, 12], [237, 12, 237, -8], [249, 29, 249, 28], [218, 72, 206, 88], [198, 65, 198, 66], [187, 82, 206, 88], [187, 82, 198, 66], [218, 6, 218, -14], [198, 45, 186, 61], [400, -74, 388, -90], [388, -110, 388, -90], [400, -94, 388, -110], [400, -94, 400, -74], [412, -110, 412, -90], [400, -94, 412, -110], [430, -104, 412, -110], [431, -84, 412, -90], [419, -67, 439, -74], [450, -90, 431, -84], [350, -90, 361, -74], [369, -84, 350, -90], [369, -104, 369, -84], [350, -110, 350, -90], [369, -104, 350, -110], [431, -104, 431, -84], [450, -90, 450, -110], [369, -116, 388, -110], [431, -104, 430, -104], [431, -116, 450, -110], [431, -116, 412, -110], [369, -104, 388, -110], [575, 28, 594, 22], [582, 51, 601, 45], [602, 45, 601, 45], [602, 45, 582, 39], [602, 45, 602, 64], [582, 72, 563, 65], [582, 72, 594, 88], [563, 12, 563, -8], [563, -8, 582, -14], [582, -14, 582, 6], [563, 12, 582, 6], [594, 88, 614, 82], [602, 65, 614, 82], [594, 2, 594, 22], [602, 65, 602, 64], [594, 22, 582, 6], [594, 2, 595, 2], [514, 221, 532, 227], [411, 274, 400, 290], [418, 296, 400, 290], [419, 296, 418, 296], [419, 296, 419, 316], [419, 296, 421, 299], [431, 313, 421, 299], [431, 313, 443, 296], [431, 280, 419, 296], [369, 280, 357, 296], [396, 258, 381, 263], [571, 142, 582, 158], [593, 143, 582, 158], [593, 143, 594, 141], [594, 141, 594, 161], [613, 147, 594, 141], [594, 141, 598, 140], [614, 135, 598, 140], [575, 201, 594, 194], [614, 135, 602, 119], [582, 125, 594, 141], [583, 125, 582, 125], [563, 184, 575, 201], [563, 184, 563, 204], [614, 102, 594, 108], [563, 131, 544, 125], [513, -57, 495, -51], [502, -72, 513, -57], [502, -72, 501, -74], [520, -68, 501, -74], [513, -90, 501, -74], [501, -94, 501, -78], [501, -74, 501, -78], [551, -37, 551, -57], [501, -94, 482, -88], [482, -68, 501, -74], [563, -8, 551, -24], [551, -37, 532, -31], [451, -90, 450, -90], [470, -84, 481, -68], [481, -68, 481, -67], [482, -68, 481, -68], [287, -57, 287, -38], [269, -51, 287, -57], [287, -37, 268, -31], [269, -51, 268, -51], [256, -67, 268, -51], [280, -67, 268, -51], [264, -52, 268, -51], [249, -57, 264, -52], [299, -94, 318, -88], [249, -37, 249, -57], [318, -67, 330, -84], [318, -67, 318, -88], [229, -31, 248, -25], [290, -26, 287, -24], [318, -47, 330, -31], [236, 163, 218, 157], [218, 157, 218, 176], [237, 164, 237, 184], [218, 178, 218, 176], [199, 184, 218, 178], [206, 161, 218, 178], [218, 178, 216, 181], [206, 194, 216, 181], [187, 135, 198, 118], [218, 178, 237, 184], [225, 200, 206, 194], [198, 118, 218, 125], [237, 204, 249, 220], [237, 164, 249, 148], [237, 131, 218, 125], [551, 221, 563, 204], [237, -8, 248, -25], [412, 82, 400, 65], [400, 65, 388, 82], [431, 88, 419, 104], [381, 125, 400, 118], [381, 125, 381, 104], [381, 104, 369, 88], [369, 88, 388, 82], [400, 131, 419, 125], [400, 131, 381, 125], [400, 131, 388, 147], [388, 147, 400, 164], [400, 164, 412, 147], [412, 147, 400, 131], [439, 45, 419, 51], [419, 51, 419, 72], [362, 65, 362, 45], [362, 45, 381, 51], [362, 65, 381, 72], [443, 125, 431, 108], [450, 102, 462, 118], [369, 108, 350, 102], [350, 102, 338, 118], [338, 118, 357, 125], [369, 141, 381, 125], [369, 141, 388, 147], [419, 51, 400, 45], [350, 82, 350, 102], [419, 6, 400, 12], [431, 23, 412, 29], [431, 22, 419, 6], [419, -14, 400, -8], [400, -8, 400, 12], [381, 6, 381, -14], [381, -14, 400, -8], [338, 45, 318, 51], [318, 72, 318, 51], [338, 65, 338, 45], [299, 45, 299, 65], [287, 82, 299, 65], [287, 82, 307, 88], [330, 88, 318, 104], [350, 168, 362, 184], [362, 184, 350, 200], [350, 200, 338, 184], [362, 184, 381, 178], [381, 178, 369, 161], [330, 141, 330, 161], [330, 141, 350, 147], [451, 200, 462, 184], [439, 184, 450, 200], [462, 184, 482, 178], [470, 141, 450, 147], [450, 147, 450, 167], [431, 141, 450, 147], [431, 161, 419, 178], [419, 178, 439, 184], [482, 72, 494, 88], [494, 88, 482, 104], [494, 88, 513, 82], [513, 82, 501, 65], [501, 45, 482, 51], [482, 51, 482, 72], [462, 65, 462, 45], [482, 51, 462, 45], [450, 61, 450, 62], [450, 62, 450, 82], [439, 45, 450, 61], [450, 61, 450, 82], [462, 118, 451, 102], [451, 102, 451, 82], [462, 118, 462, 98], [462, 98, 451, 82], [470, 141, 451, 135], [419, 157, 431, 141], [400, 164, 419, 157], [419, 157, 419, 178], [381, 157, 369, 141], [381, 157, 400, 164], [350, 135, 369, 141], [338, 118, 350, 135], [338, 98, 338, 118], [350, 82, 361, 65], [361, 65, 361, 45], [361, 45, 350, 61], [381, 39, 400, 45], [381, 39, 362, 45], [419, 39, 439, 45], [431, 22, 412, 29], [350, 29, 338, 45], [369, 22, 350, 29], [361, 45, 362, 45], [435, 24, 431, 22], [450, 29, 462, 45], [450, 135, 470, 141], [462, 118, 450, 135], [338, 118, 337, 118], [318, 104, 318, 125], [318, 157, 318, 178], [307, 141, 318, 125], [299, 164, 299, 184], [318, 178, 299, 184], [307, 141, 287, 147], [299, 164, 287, 147], [330, 194, 350, 200], [350, 221, 330, 214], [330, 214, 330, 194], [311, 221, 311, 200], [311, 221, 330, 214], [350, 221, 369, 214], [400, 184, 388, 200], [419, 178, 438, 184], [438, 184, 450, 200], [450, 200, 431, 194], [400, 184, 412, 200], [412, 200, 412, 221], [450, 200, 462, 184], [450, 200, 450, 221], [450, 221, 470, 214], [470, 194, 489, 200], [489, 200, 501, 184], [489, 200, 489, 220], [501, 184, 501, 164], [513, 147, 494, 141], [513, 147, 501, 164], [482, 104, 501, 98], [501, 98, 513, 82], [520, 104, 520, 125], [513, 61, 501, 45], [501, 45, 513, 29], [513, 29, 525, 45], [544, 51, 525, 45], [462, 45, 482, 39], [482, 39, 470, 22], [470, 22, 450, 29], [494, 22, 482, 6], [482, 6, 470, 22], [443, -14, 462, -8], [400, -21, 381, -14], [419, -14, 400, -21], [431, -31, 412, -37], [431, -31, 419, -14], [369, -31, 388, -37], [412, -37, 400, -53], [400, -53, 388, -37], [369, 22, 369, 2], [369, 2, 350, 8], [350, 8, 350, 29], [338, -8, 357, -14], [338, -8, 350, 8], [443, -14, 431, -31], [520, 104, 532, 88], [338, 45, 319, 51], [319, 51, 299, 45], [318, 6, 307, 22], [275, 45, 276, 45], [268, 88, 268, 68], [275, 45, 256, 51], [256, 51, 268, 68], [299, 98, 299, 118], [280, 104, 280, 125], [400, 204, 412, 221], [400, 204, 400, 184], [299, 131, 318, 125], [349, 29, 338, 12], [330, 22, 318, 6], [349, 29, 349, 8], [349, 8, 338, -8], [338, -8, 338, 12], [450, 29, 462, 12], [482, 6, 462, 12], [501, 131, 482, 125], [318, -47, 306, -31], [306, -31, 307, -31], [338, -8, 350, -24], [350, -24, 330, -31], [318, -14, 318, 6], [318, 6, 299, 12], [299, -8, 299, 12], [268, 108, 256, 124], [287, 147, 287, 167], [287, 167, 268, 161], [249, 167, 249, 148], [237, 131, 256, 125], [237, 131, 249, 147], [400, 237, 412, 221], [431, 227, 412, 221], [419, 243, 419, 263], [419, 263, 400, 257], [396, 258, 400, 257], [532, 108, 536, 113], [520, 125, 532, 108], [551, 147, 563, 131], [551, 168, 551, 148], [482, -14, 493, -31], [493, -31, 482, -47], [482, -47, 470, -31], [493, -31, 513, -25], [501, -8, 513, -24], [513, -24, 513, -25], [501, -8, 501, 12], [501, 12, 482, 6], [482, 6, 482, -14], [450, -25, 450, -24], [450, -24, 462, -8], [350, 221, 362, 237], [362, 237, 350, 253], [369, 260, 381, 243], [362, 237, 381, 243], [350, 254, 350, 274], [350, 274, 369, 280], [330, 280, 350, 274], [450, 221, 462, 237], [462, 237, 450, 253], [481, 243, 462, 237], [481, 243, 470, 260], [450, 253, 450, 274], [450, 274, 469, 280], [431, 280, 450, 274], [431, 280, 431, 260], [544, 178, 532, 162], [532, 194, 551, 200], [563, 184, 544, 178], [563, 184, 551, 200], [551, 221, 551, 200], [532, 214, 551, 221], [513, 221, 532, 214], [563, 98, 575, 82], [575, 82, 563, 65], [563, 65, 551, 82], [563, 98, 582, 104], [582, 104, 594, 88], [594, 88, 575, 82], [582, 104, 582, 125], [582, 125, 563, 118], [563, 118, 563, 98], [563, 118, 544, 125], [544, 125, 544, 104], [551, 82, 532, 88], [532, 2, 544, -14], [544, -14, 532, -31], [532, -31, 520, -14], [563, -8, 544, -14], [563, -8, 551, 8], [551, 29, 532, 22], [532, 22, 513, 29], [450, -90, 462, -74], [462, -74, 450, -57], [481, -67, 470, -51], [481, -67, 462, -74], [481, -67, 482, -67], [450, -37, 450, -57], [338, -74, 350, -90], [381, -67, 369, -51], [381, -67, 361, -74], [350, -37, 350, -57], [330, -51, 330, -31], [330, -31, 350, -37], [338, -74, 318, -67], [318, -67, 330, -51], [268, -31, 280, -14], [299, -8, 280, -14], [287, 8, 299, -8], [287, 8, 287, 29], [287, 29, 268, 22], [268, 22, 268, 2], [249, 28, 249, 8], [249, 29, 268, 22], [237, 66, 237, 65], [237, 65, 225, 82], [249, 82, 237, 66], [268, 88, 256, 104], [268, 88, 249, 82], [237, 118, 237, 98], [218, 125, 237, 118], [218, 125, 218, 104], [268, 194, 280, 178], [280, 178, 268, 161], [280, 178, 299, 184], [299, 184, 287, 200], [268, 194, 287, 200], [268, 214, 268, 194], [249, 200, 249, 220], [237, 45, 249, 29], [249, 29, 237, 12], [249, 29, 268, 35], [256, 51, 268, 35], [256, 51, 256, 71], [256, 71, 237, 65], [237, 65, 237, 45], [217, 51, 237, 45], [217, 51, 217, 71], [217, 71, 218, 71], [237, 65, 218, 71], [400, -53, 400, -74], [381, -67, 381, -47], [381, -47, 400, -53], [551, 29, 563, 12], [563, 12, 575, 29], [563, 45, 575, 29], [582, 72, 582, 51], [582, 51, 563, 45], [563, 65, 544, 71], [544, 52, 544, 72], [501, 204, 489, 220], [501, 237, 520, 243], [520, 243, 532, 227], [481, 243, 481, 263], [481, 263, 501, 257], [501, 257, 501, 237], [311, 221, 299, 237], [287, 220, 299, 204], [318, 243, 330, 227], [330, 227, 311, 221], [299, 257, 318, 263], [318, 263, 318, 243], [287, 221, 268, 227], [268, 227, 280, 243], [544, 72, 532, 88], [513, 29, 501, 12], [544, 52, 532, 68], [544, 71, 544, 51], [462, 237, 451, 221], [419, 243, 439, 237], [439, 237, 450, 221], [431, 227, 450, 221], [451, 221, 470, 214], [501, 184, 501, 204], [501, 204, 513, 220], [299, 204, 299, 184], [287, 221, 299, 204], [268, 161, 287, 168], [287, 168, 299, 184], [287, 147, 287, 168], [319, 243, 331, 227], [331, 227, 349, 221], [338, 237, 350, 221], [330, 227, 350, 221], [268, 35, 287, 29], [268, 108, 268, 88], [287, 29, 299, 12], [276, 45, 287, 29], [268, 88, 256, 72], [256, 72, 237, 66], [237, 65, 249, 82], [256, 51, 256, 72], [431, -31, 419, -47], [330, -31, 350, -25], [369, -31, 350, -24], [350, -24, 350, -25], [450, -37, 451, -37], [451, -37, 470, -31], [451, -25, 451, -24], [451, -24, 470, -31], [450, -25, 451, -24], [451, -24, 462, -8], [450, -25, 431, -31], [369, -31, 381, -47], [350, -25, 338, -8], [350, -25, 369, -31], [299, 258, 299, 257], [268, 260, 268, 280], [268, 280, 287, 274], [287, 220, 268, 227], [268, 280, 280, 296], [280, 296, 299, 290], [268, 260, 249, 253], [249, 253, 237, 237], [318, 296, 299, 290], [280, 296, 299, 303], [299, 303, 318, 296], [520, 244, 520, 243], [501, 237, 513, 253], [513, 253, 532, 260], [532, 280, 513, 274], [532, 260, 532, 280], [501, 257, 482, 264], [482, 264, 494, 280], [494, 280, 495, 279], [551, 221, 532, 227], [493, 280, 482, 296], [470, 280, 482, 264], [482, 264, 493, 280], [532, 280, 551, 274], [551, 274, 551, 253], [513, 274, 501, 290], [501, 290, 520, 296], [520, 296, 532, 280], [482, 296, 501, 290], [563, 237, 563, 257], [563, 257, 551, 274], [217, 51, 218, 51], [218, 51, 237, 45], [206, 22, 186, 29], [186, 29, 198, 45], [218, 51, 218, 71], [198, 65, 218, 72], [198, 65, 198, 45], [237, 12, 218, 6], [218, 6, 217, 7], [237, 12, 249, 28], [249, 29, 249, 8], [218, 72, 237, 65], [187, 82, 186, 82], [237, -8, 218, -14], [186, 29, 175, 45], [175, 45, 186, 61], [206, 22, 206, 2], [206, 2, 218, -14], [186, 61, 187, 82], [175, 45, 175, 65], [175, 65, 186, 82], [186, 82, 186, 61], [218, -14, 198, -8], [198, -8, 187, 8], [187, 8, 206, 2], [412, -110, 400, -127], [400, -127, 388, -110], [450, -90, 439, -74], [431, -104, 450, -110], [400, -127, 381, -133], [381, -133, 369, -116], [350, -110, 369, -116], [381, -133, 361, -127], [361, -127, 350, -110], [450, -110, 439, -127], [439, -127, 419, -133], [419, -133, 431, -116], [563, 45, 582, 39], [582, 39, 594, 22], [575, 29, 575, 28], [602, 45, 614, 29], [614, 29, 594, 22], [602, 65, 582, 71], [582, 71, 582, 51], [582, 72, 602, 65], [614, 29, 614, 8], [614, 8, 595, 2], [602, 45, 614, 61], [614, 61, 614, 82], [594, 2, 582, -14], [614, 8, 602, -8], [602, -8, 582, -14], [469, 280, 469, 260], [469, 260, 470, 260], [481, 263, 470, 280], [513, 220, 532, 214], [400, 257, 388, 274], [388, 274, 400, 290], [411, 274, 412, 274], [412, 274, 400, 257], [412, 274, 431, 280], [369, 280, 388, 274], [369, 280, 381, 296], [381, 296, 400, 290], [381, 296, 400, 302], [400, 302, 419, 296], [400, 302, 400, 323], [400, 323, 419, 316], [381, 316, 400, 323], [381, 296, 381, 316], [419, 316, 431, 333], [431, 333, 431, 313], [381, 296, 369, 313], [369, 313, 369, 333], [369, 333, 381, 316], [369, 313, 357, 296], [431, 280, 443, 296], [350, 274, 349, 274], [349, 274, 330, 280], [369, 280, 349, 286], [349, 286, 330, 280], [357, 296, 338, 302], [349, 286, 338, 302], [450, 286, 462, 303], [462, 303, 462, 302], [450, 286, 431, 280], [462, 302, 443, 296], [450, 274, 470, 280], [470, 280, 450, 286], [419, 243, 419, 264], [419, 264, 431, 280], [400, 257, 419, 264], [369, 280, 381, 263], [571, 142, 570, 141], [570, 141, 551, 147], [582, 158, 563, 164], [563, 164, 551, 148], [582, 125, 571, 141], [570, 141, 571, 141], [563, 164, 563, 184], [582, 158, 582, 178], [582, 178, 563, 184], [594, 161, 582, 178], [613, 147, 614, 147], [614, 147, 614, 168], [614, 168, 594, 161], [614, 147, 633, 141], [633, 141, 614, 135], [594, 194, 614, 201], [614, 201, 602, 184], [602, 184, 582, 178], [582, 178, 594, 194], [602, 119, 583, 125], [551, 221, 551, 201], [551, 201, 551, 200], [563, 204, 575, 221], [575, 221, 575, 201], [583, 125, 594, 108], [614, 102, 602, 119], [594, 108, 594, 88], [594, 88, 582, 105], [582, 105, 582, 125], [563, 131, 582, 125], [571, 141, 551, 147], [551, 168, 563, 184], [551, 168, 532, 162], [495, -51, 493, -51], [493, -51, 493, -31], [493, -31, 513, -37], [513, -37, 513, -57], [482, -68, 493, -51], [513, -37, 532, -31], [532, -31, 532, -51], [532, -51, 513, -57], [532, -51, 520, -68], [520, -68, 532, -84], [532, -84, 513, -90], [513, -90, 513, -110], [513, -110, 501, -94], [551, -57, 563, -74], [563, -74, 544, -68], [544, -68, 532, -51], [532, -51, 551, -57], [482, -88, 481, -68], [532, -31, 551, -25], [551, -25, 551, -24], [551, -25, 571, -31], [571, -31, 551, -37], [482, -88, 470, -104], [470, -104, 470, -84], [482, -88, 482, -68], [451, -90, 462, -74], [462, -74, 481, -68], [450, -90, 470, -84], [470, -31, 481, -47], [481, -47, 481, -67], [493, -31, 481, -47], [513, -25, 532, -31], [513, -25, 501, -8], [287, -38, 287, -37], [287, -37, 306, -31], [306, -31, 306, -51], [306, -51, 287, -57], [268, -31, 268, -51], [306, -51, 318, -67], [318, -67, 299, -74], [299, -74, 287, -57], [280, -67, 299, -74], [280, -67, 268, -84], [268, -84, 256, -67], [287, -90, 268, -84], [299, -74, 287, -90], [256, -67, 237, -74], [237, -74, 249, -57], [299, -74, 299, -94], [287, -90, 287, -110], [287, -110, 299, -94], [268, -31, 249, -37], [318, -88, 330, -104], [330, -104, 330, -84], [268, -31, 248, -25], [249, -37, 248, -37], [248, -37, 229, -31], [268, -31, 248, -24], [248, -24, 237, -8], [287, -24, 268, -31], [318, -47, 318, -67], [218, 157, 230, 141], [230, 141, 249, 147], [237, 164, 236, 163], [206, 161, 206, 141], [206, 141, 218, 157], [206, 161, 187, 168], [187, 168, 199, 184], [199, 184, 187, 200], [187, 200, 206, 194], [187, 135, 167, 141], [167, 141, 187, 147], [187, 147, 206, 141], [206, 141, 187, 135], [206, 141, 218, 125], [225, 200, 237, 184], [206, 88, 206, 108], [206, 108, 218, 125], [198, 118, 187, 102], [205, 108, 206, 108], [205, 108, 187, 102], [225, 200, 225, 221], [225, 221, 237, 204], [237, 204, 237, 184], [268, 162, 249, 168], [249, 168, 237, 184], [249, 167, 249, 168], [230, 141, 218, 125], [451, -90, 470, -84], [450, -110, 470, -104], [330, -84, 349, -90], [349, -90, 349, -110], [349, -110, 330, -104], [614, 102, 614, 82], [551, -24, 571, -30], [571, -30, 582, -14], [582, -14, 583, -14], [470, 280, 481, 296], [481, 296, 462, 303], [450, 286, 462, 302], [563, 237, 575, 221], [225, 221, 237, 237], [249, 221, 237, 237], [330, 280, 319, 296], [319, 296, 338, 303], [338, 303, 338, 302], [349, 286, 350, 286], [350, 286, 338, 302], [218, -14, 217, -14], [217, -14, 229, -31], [205, 108, 205, 88], [205, 88, 186, 82], [186, 82, 186, 102], [186, 102, 187, 102]];
var x_shift = -100;
var y_shift = 150;
var x_scale = 1;
var y_scale = 1;
*/

/*
//try these settings for a euclidean tiling
var mesh = [[1392, -327, 1300, -273], [1364, -382, 1362, -386], [1364, -382, 1393, -332], [1300, -273, 1296, -271], [1300, -386, 1358, -386], [1300, -386, 1296, -386], [1362, -386, 1358, -386], [1360, -382, 1362, -386], [1360, -382, 1298, -275], [1298, -275, 1296, -271], [1296, 415, 1300, 417], [1364, 526, 1362, 529], [1392, 470, 1300, 417], [1393, 475, 1364, 526], [500, -386, 504, -386], [438, -386, 442, -386], [442, -386, 500, -386], [504, -271, 501, -273], [407, -332, 436, -382], [408, -327, 501, -273], [438, -386, 436, -382], [504, -271, 502, -275], [440, -382, 502, -275], [440, -382, 438, -386], [438, 529, 436, 526], [407, 475, 436, 526], [501, 417, 504, 415], [408, 470, 501, 417], [1230, -386, 1234, -386], [1234, -386, 1292, -386], [1292, -386, 1296, -386], [1296, -382, 1296, -386], [1296, -275, 1296, -271], [1296, -382, 1296, -275], [1358, 529, 1300, 529], [1300, 529, 1296, 529], [1358, 529, 1362, 529], [1362, 529, 1360, 526], [1298, 418, 1296, 415], [1298, 418, 1360, 526], [900, 76, 900, 182], [900, 182, 900, 186], [900, 72, 900, 76], [508, -386, 566, -386], [570, -386, 566, -386], [508, -386, 504, -386], [504, -271, 504, -275], [504, -382, 504, -386], [504, -382, 504, -275], [500, 529, 504, 529], [438, 529, 442, 529], [442, 529, 500, 529], [502, 418, 504, 415], [440, 526, 438, 529], [440, 526, 502, 418], [900, 186, 898, 183], [834, 72, 836, 75], [836, 75, 898, 183], [1199, -332, 1228, -382], [1199, -332, 1197, -329], [1230, -386, 1228, -382], [1294, -275, 1296, -271], [1232, -382, 1230, -386], [1232, -382, 1294, -275], [1300, -269, 1296, -271], [1393, -211, 1364, -160], [1364, -160, 1362, -157], [1392, -216, 1300, -269], [1234, 529, 1230, 529], [1234, 529, 1292, 529], [1296, 529, 1292, 529], [1296, 419, 1296, 525], [1296, 415, 1296, 419], [1296, 525, 1296, 529], [572, -382, 601, -332], [572, -382, 570, -386], [603, -329, 601, -332], [568, -382, 570, -386], [568, -382, 506, -275], [504, -271, 506, -275], [501, -269, 504, -271], [438, -157, 436, -160], [408, -216, 501, -269], [407, -211, 436, -160], [508, 529, 566, 529], [508, 529, 504, 529], [570, 529, 566, 529], [504, 525, 504, 529], [504, 525, 504, 419], [504, 419, 504, 415], [1197, -329, 1195, -325], [1166, -275, 1164, -271], [1166, -275, 1195, -325], [1201, -327, 1197, -329], [1201, -327, 1293, -273], [1293, -273, 1296, -271], [1360, -160, 1298, -268], [1298, -268, 1296, -271], [1360, -160, 1362, -157], [1393, -103, 1364, -154], [1392, -98, 1300, -45], [1364, -154, 1362, -157], [1296, -43, 1300, -45], [1364, 304, 1362, 300], [1392, 360, 1300, 413], [1296, 415, 1300, 413], [1393, 354, 1364, 304], [1102, 531, 1098, 529], [1194, 584, 1102, 531], [1228, 532, 1199, 583], [1228, 532, 1230, 529], [1230, 529, 1232, 526], [1296, 415, 1294, 418], [1232, 526, 1294, 418], [634, -275, 636, -271], [605, -325, 603, -329], [605, -325, 634, -275], [600, -327, 507, -273], [504, -271, 507, -273], [600, -327, 603, -329], [502, -268, 440, -160], [440, -160, 438, -157], [502, -268, 504, -271], [407, -103, 436, -154], [504, -43, 501, -45], [438, -157, 436, -154], [408, -98, 501, -45], [438, 300, 436, 304], [501, 413, 408, 360], [501, 413, 504, 415], [407, 354, 436, 304], [606, 584, 699, 531], [572, 532, 570, 529], [702, 529, 699, 531], [572, 532, 601, 583], [506, 418, 568, 526], [504, 415, 506, 418], [570, 529, 568, 526], [904, -386, 900, -386], [904, -386, 962, -386], [966, -386, 962, -386], [1168, -271, 1164, -271], [1168, -271, 1292, -271], [1292, -271, 1296, -271], [1296, -267, 1296, -271], [1296, -161, 1296, -157], [1296, -161, 1296, -267], [1300, -157, 1296, -157], [1300, -157, 1358, -157], [1358, -157, 1362, -157], [1360, -154, 1362, -157], [1360, -154, 1298, -46], [1296, -43, 1298, -46], [1362, 72, 1364, 68], [1393, 18, 1364, 68], [1296, -43, 1300, -41], [1392, 13, 1300, -41], [1296, 186, 1300, 188], [1392, 241, 1300, 188], [1393, 247, 1364, 297], [1364, 297, 1362, 300], [1298, 411, 1360, 304], [1362, 300, 1360, 304], [1298, 411, 1296, 415], [1226, 529, 1230, 529], [1226, 529, 1102, 529], [1102, 529, 1098, 529], [1199, 475, 1197, 472], [1199, 475, 1228, 526], [1230, 529, 1228, 526], [1296, 415, 1293, 417], [1201, 470, 1293, 417], [1197, 472, 1201, 470], [997, 583, 968, 532], [1095, 531, 1003, 584], [1095, 531, 1098, 529], [966, 529, 968, 532], [834, -386, 838, -386], [838, -386, 896, -386], [896, -386, 900, -386], [900, -275, 900, -271], [900, -382, 900, -386], [900, -382, 900, -275], [632, -271, 636, -271], [504, -271, 508, -271], [632, -271, 508, -271], [504, -267, 504, -271], [504, -157, 504, -161], [504, -161, 504, -267], [500, -157, 504, -157], [500, -157, 442, -157], [438, -157, 442, -157], [504, -43, 502, -46], [440, -154, 438, -157], [440, -154, 502, -46], [501, -41, 504, -43], [438, 72, 436, 68], [408, 13, 501, -41], [407, 18, 436, 68], [408, 241, 501, 188], [407, 247, 436, 297], [501, 188, 504, 186], [438, 300, 436, 297], [504, 415, 502, 411], [440, 304, 502, 411], [440, 304, 438, 300], [698, 529, 574, 529], [698, 529, 702, 529], [570, 529, 574, 529], [601, 475, 572, 526], [572, 526, 570, 529], [601, 475, 603, 472], [504, 415, 507, 417], [603, 472, 600, 470], [507, 417, 600, 470], [705, 531, 798, 584], [803, 583, 832, 532], [832, 532, 834, 529], [702, 529, 705, 531], [999, -329, 997, -332], [968, -382, 997, -332], [968, -382, 966, -386], [902, -275, 900, -271], [964, -382, 966, -386], [964, -382, 902, -275], [1201, -216, 1293, -269], [1296, -271, 1293, -269], [1197, -214, 1201, -216], [1232, -160, 1230, -157], [1232, -160, 1294, -268], [1294, -268, 1296, -271], [1195, -218, 1197, -214], [1164, -271, 1166, -268], [1195, -218, 1166, -268], [1234, -157, 1292, -157], [1292, -157, 1296, -157], [1234, -157, 1230, -157], [1296, -47, 1296, -153], [1296, -43, 1296, -47], [1296, -153, 1296, -157], [1362, 72, 1364, 75], [1393, 125, 1364, 75], [1300, 184, 1296, 186], [1300, 184, 1392, 131], [1360, 68, 1362, 72], [1296, -43, 1298, -39], [1360, 68, 1298, -39], [1298, 189, 1360, 297], [1296, 186, 1298, 189], [1362, 300, 1360, 297], [1300, 300, 1358, 300], [1300, 300, 1296, 300], [1362, 300, 1358, 300], [1296, 415, 1296, 411], [1296, 304, 1296, 411], [1296, 304, 1296, 300], [1194, 474, 1102, 527], [1197, 472, 1194, 474], [1098, 529, 1102, 527], [1195, 468, 1166, 418], [1166, 418, 1164, 415], [1197, 472, 1195, 468], [1168, 415, 1164, 415], [1168, 415, 1292, 415], [1296, 415, 1292, 415], [970, 529, 966, 529], [970, 529, 1094, 529], [1094, 529, 1098, 529], [966, 529, 962, 529], [904, 529, 962, 529], [904, 529, 900, 529], [834, -386, 832, -382], [803, -332, 832, -382], [803, -332, 801, -329], [836, -382, 834, -386], [836, -382, 898, -275], [898, -275, 900, -271], [507, -269, 600, -216], [603, -214, 600, -216], [504, -271, 507, -269], [568, -160, 506, -268], [570, -157, 568, -160], [504, -271, 506, -268], [605, -218, 603, -214], [605, -218, 634, -268], [634, -268, 636, -271], [508, -157, 504, -157], [508, -157, 566, -157], [570, -157, 566, -157], [504, -153, 504, -157], [504, -43, 504, -47], [504, -153, 504, -47], [438, 72, 436, 75], [504, 186, 501, 184], [408, 131, 501, 184], [407, 125, 436, 75], [502, -39, 504, -43], [502, -39, 440, 68], [440, 68, 438, 72], [440, 297, 438, 300], [502, 189, 440, 297], [502, 189, 504, 186], [500, 300, 504, 300], [438, 300, 442, 300], [500, 300, 442, 300], [504, 304, 504, 300], [504, 415, 504, 411], [504, 304, 504, 411], [606, 474, 699, 527], [606, 474, 603, 472], [702, 529, 699, 527], [634, 418, 636, 415], [605, 468, 603, 472], [634, 418, 605, 468], [632, 415, 508, 415], [632, 415, 636, 415], [504, 415, 508, 415], [702, 529, 706, 529], [830, 529, 706, 529], [830, 529, 834, 529], [896, 529, 838, 529], [896, 529, 900, 529], [838, 529, 834, 529], [900, 419, 900, 525], [900, 529, 900, 525], [900, 415, 900, 419], [1102, -271, 1160, -271], [1160, -271, 1164, -271], [1102, -271, 1098, -271], [1162, -268, 1164, -271], [1098, -157, 1100, -160], [1162, -268, 1100, -160], [1001, -325, 1030, -275], [1001, -325, 999, -329], [1032, -271, 1030, -275], [996, -327, 903, -273], [903, -273, 900, -271], [996, -327, 999, -329], [1230, -157, 1228, -160], [1197, -214, 1199, -211], [1199, -211, 1228, -160], [1098, -157, 1102, -159], [1102, -159, 1194, -212], [1197, -214, 1194, -212], [1230, -157, 1232, -154], [1294, -46, 1232, -154], [1294, -46, 1296, -43], [1298, 183, 1296, 186], [1298, 183, 1360, 75], [1360, 75, 1362, 72], [1300, 72, 1296, 72], [1362, 72, 1358, 72], [1300, 72, 1358, 72], [1296, 68, 1296, 72], [1296, 68, 1296, -39], [1296, -43, 1296, -39], [1296, 190, 1296, 296], [1296, 186, 1296, 190], [1296, 300, 1296, 296], [1292, 300, 1296, 300], [1234, 300, 1292, 300], [1230, 300, 1234, 300], [1230, 300, 1232, 304], [1232, 304, 1294, 411], [1296, 415, 1294, 411], [1197, 358, 1201, 360], [1293, 413, 1201, 360], [1296, 415, 1293, 413], [1164, 415, 1162, 418], [1100, 526, 1098, 529], [1100, 526, 1162, 418], [1195, 361, 1197, 358], [1195, 361, 1166, 411], [1166, 411, 1164, 415], [1095, 527, 1003, 474], [1098, 529, 1095, 527], [999, 472, 1003, 474], [968, 526, 966, 529], [997, 475, 999, 472], [968, 526, 997, 475], [902, 418, 964, 526], [900, 415, 902, 418], [966, 529, 964, 526], [698, -271, 640, -271], [636, -271, 640, -271], [698, -271, 702, -271], [702, -157, 700, -160], [638, -268, 700, -160], [636, -271, 638, -268], [770, -275, 768, -271], [770, -275, 799, -325], [801, -329, 799, -325], [804, -327, 801, -329], [804, -327, 897, -273], [897, -273, 900, -271], [570, -157, 572, -160], [603, -214, 601, -211], [601, -211, 572, -160], [603, -214, 606, -212], [702, -157, 699, -159], [606, -212, 699, -159], [504, -43, 506, -46], [568, -154, 506, -46], [568, -154, 570, -157], [504, 186, 502, 183], [440, 75, 502, 183], [440, 75, 438, 72], [438, 72, 442, 72], [500, 72, 442, 72], [500, 72, 504, 72], [504, -39, 504, -43], [504, 72, 504, 68], [504, 68, 504, -39], [504, 296, 504, 190], [504, 300, 504, 296], [504, 190, 504, 186], [570, 300, 566, 300], [508, 300, 504, 300], [508, 300, 566, 300], [568, 304, 506, 411], [504, 415, 506, 411], [568, 304, 570, 300], [600, 360, 507, 413], [504, 415, 507, 413], [603, 358, 600, 360], [700, 526, 638, 418], [702, 529, 700, 526], [636, 415, 638, 418], [636, 415, 634, 411], [605, 361, 603, 358], [605, 361, 634, 411], [702, 529, 705, 527], [801, 472, 798, 474], [705, 527, 798, 474], [803, 475, 832, 526], [834, 529, 832, 526], [803, 475, 801, 472], [836, 526, 898, 418], [900, 415, 898, 418], [836, 526, 834, 529], [1032, -271, 1036, -271], [1094, -271, 1098, -271], [1094, -271, 1036, -271], [1098, -157, 1098, -161], [1098, -271, 1098, -267], [1098, -161, 1098, -267], [904, -271, 900, -271], [1028, -271, 904, -271], [1028, -271, 1032, -271], [1102, -157, 1226, -157], [1098, -157, 1102, -157], [1230, -157, 1226, -157], [1199, -103, 1228, -154], [1199, -103, 1197, -100], [1230, -157, 1228, -154], [1197, -100, 1201, -98], [1296, -43, 1293, -45], [1293, -45, 1201, -98], [1296, 182, 1296, 186], [1296, 76, 1296, 182], [1296, 72, 1296, 76], [1292, 72, 1296, 72], [1292, 72, 1234, 72], [1230, 72, 1234, 72], [1232, 68, 1230, 72], [1232, 68, 1294, -39], [1296, -43, 1294, -39], [1230, 300, 1232, 297], [1296, 186, 1294, 189], [1232, 297, 1294, 189], [1230, 300, 1228, 304], [1197, 358, 1199, 354], [1199, 354, 1228, 304], [1197, 358, 1194, 356], [1194, 356, 1102, 302], [1098, 300, 1102, 302], [1098, 419, 1098, 525], [1098, 419, 1098, 415], [1098, 529, 1098, 525], [1034, 418, 1032, 415], [1096, 526, 1034, 418], [1098, 529, 1096, 526], [1102, 415, 1160, 415], [1102, 415, 1098, 415], [1164, 415, 1160, 415], [1164, 415, 1162, 411], [1098, 300, 1100, 304], [1162, 411, 1100, 304], [1001, 468, 999, 472], [1030, 418, 1032, 415], [1001, 468, 1030, 418], [900, 415, 903, 417], [996, 470, 903, 417], [996, 470, 999, 472], [706, -271, 702, -271], [706, -271, 764, -271], [764, -271, 768, -271], [702, -267, 702, -161], [702, -271, 702, -267], [702, -161, 702, -157], [896, -271, 900, -271], [772, -271, 768, -271], [772, -271, 896, -271], [570, -157, 574, -157], [574, -157, 698, -157], [702, -157, 698, -157], [572, -154, 570, -157], [572, -154, 601, -103], [603, -100, 601, -103], [600, -98, 507, -45], [603, -100, 600, -98], [504, -43, 507, -45], [504, 186, 504, 182], [504, 76, 504, 182], [504, 76, 504, 72], [508, 72, 504, 72], [570, 72, 566, 72], [508, 72, 566, 72], [568, 68, 506, -39], [504, -43, 506, -39], [570, 72, 568, 68], [570, 300, 568, 297], [504, 186, 506, 189], [568, 297, 506, 189], [572, 304, 601, 354], [572, 304, 570, 300], [603, 358, 601, 354], [702, 300, 699, 302], [606, 356, 699, 302], [603, 358, 606, 356], [702, 415, 702, 419], [702, 525, 702, 419], [702, 529, 702, 525], [766, 418, 768, 415], [702, 529, 704, 526], [766, 418, 704, 526], [698, 415, 640, 415], [702, 415, 698, 415], [636, 415, 640, 415], [702, 300, 700, 304], [638, 411, 700, 304], [636, 415, 638, 411], [801, 472, 799, 468], [799, 468, 770, 418], [768, 415, 770, 418], [897, 417, 804, 470], [900, 415, 897, 417], [801, 472, 804, 470], [1098, -157, 1096, -160], [1032, -271, 1034, -268], [1096, -160, 1034, -268], [1030, -268, 1032, -271], [1030, -268, 1001, -218], [1001, -218, 999, -214], [903, -269, 996, -216], [900, -271, 903, -269], [999, -214, 996, -216], [1197, -100, 1194, -102], [1098, -157, 1102, -155], [1102, -155, 1194, -102], [1195, -96, 1197, -100], [1195, -96, 1166, -46], [1166, -46, 1164, -43], [1168, -43, 1292, -43], [1168, -43, 1164, -43], [1296, -43, 1292, -43], [1201, 13, 1293, -41], [1197, 15, 1201, 13], [1296, -43, 1293, -41], [1232, 75, 1294, 183], [1296, 186, 1294, 183], [1230, 72, 1232, 75], [1197, 15, 1199, 18], [1228, 68, 1230, 72], [1228, 68, 1199, 18], [1201, 241, 1293, 188], [1201, 241, 1197, 243], [1296, 186, 1293, 188], [1228, 297, 1199, 247], [1197, 243, 1199, 247], [1228, 297, 1230, 300], [1230, 300, 1226, 300], [1098, 300, 1102, 300], [1226, 300, 1102, 300], [1032, 415, 1036, 415], [1094, 415, 1036, 415], [1094, 415, 1098, 415], [1098, 411, 1098, 304], [1098, 304, 1098, 300], [1098, 415, 1098, 411], [904, 415, 1028, 415], [904, 415, 900, 415], [1028, 415, 1032, 415], [704, -160, 766, -268], [704, -160, 702, -157], [766, -268, 768, -271], [799, -218, 801, -214], [799, -218, 770, -268], [768, -271, 770, -268], [801, -214, 804, -216], [897, -269, 900, -271], [804, -216, 897, -269], [606, -102, 699, -155], [702, -157, 699, -155], [603, -100, 606, -102], [605, -96, 603, -100], [634, -46, 636, -43], [605, -96, 634, -46], [504, -43, 508, -43], [632, -43, 636, -43], [632, -43, 508, -43], [504, -43, 507, -41], [603, 15, 600, 13], [507, -41, 600, 13], [504, 186, 506, 183], [568, 75, 506, 183], [568, 75, 570, 72], [601, 18, 572, 68], [603, 15, 601, 18], [570, 72, 572, 68], [507, 188, 600, 241], [504, 186, 507, 188], [603, 243, 600, 241], [570, 300, 572, 297], [601, 247, 572, 297], [603, 243, 601, 247], [702, 300, 698, 300], [574, 300, 698, 300], [570, 300, 574, 300], [764, 415, 706, 415], [706, 415, 702, 415], [764, 415, 768, 415], [702, 411, 702, 415], [702, 300, 702, 304], [702, 304, 702, 411], [768, 415, 772, 415], [900, 415, 896, 415], [896, 415, 772, 415], [1098, -157, 1095, -159], [1003, -212, 999, -214], [1003, -212, 1095, -159], [997, -211, 999, -214], [968, -160, 966, -157], [997, -211, 968, -160], [902, -268, 964, -160], [902, -268, 900, -271], [964, -160, 966, -157], [1100, -154, 1162, -46], [1164, -43, 1162, -46], [1098, -157, 1100, -154], [1166, -39, 1164, -43], [1195, 11, 1166, -39], [1195, 11, 1197, 15], [1194, 17, 1102, 70], [1098, 72, 1102, 70], [1197, 15, 1194, 17], [1201, 131, 1197, 129], [1296, 186, 1293, 184], [1201, 131, 1293, 184], [1164, 186, 1168, 186], [1296, 186, 1292, 186], [1292, 186, 1168, 186], [1199, 125, 1197, 129], [1230, 72, 1228, 75], [1199, 125, 1228, 75], [1230, 72, 1226, 72], [1098, 72, 1102, 72], [1226, 72, 1102, 72], [1166, 189, 1195, 240], [1197, 243, 1195, 240], [1166, 189, 1164, 186], [1098, 300, 1102, 298], [1194, 245, 1102, 298], [1194, 245, 1197, 243], [1034, 411, 1032, 415], [1096, 304, 1034, 411], [1096, 304, 1098, 300], [1001, 361, 1030, 411], [999, 358, 1001, 361], [1032, 415, 1030, 411], [996, 360, 903, 413], [900, 415, 903, 413], [996, 360, 999, 358], [705, -159, 798, -212], [705, -159, 702, -157], [801, -214, 798, -212], [803, -211, 832, -160], [801, -214, 803, -211], [832, -160, 834, -157], [834, -157, 836, -160], [898, -268, 836, -160], [898, -268, 900, -271], [900, -271, 900, -267], [900, -161, 900, -157], [900, -161, 900, -267], [638, -46, 700, -154], [700, -154, 702, -157], [638, -46, 636, -43], [634, -39, 636, -43], [605, 11, 603, 15], [605, 11, 634, -39], [702, 72, 699, 70], [606, 17, 699, 70], [603, 15, 606, 17], [600, 131, 507, 184], [504, 186, 507, 184], [603, 129, 600, 131], [632, 186, 636, 186], [632, 186, 508, 186], [504, 186, 508, 186], [603, 129, 601, 125], [572, 75, 601, 125], [572, 75, 570, 72], [702, 72, 698, 72], [570, 72, 574, 72], [574, 72, 698, 72], [605, 240, 603, 243], [634, 189, 636, 186], [605, 240, 634, 189], [702, 300, 699, 298], [603, 243, 606, 245], [606, 245, 699, 298], [704, 304, 702, 300], [704, 304, 766, 411], [768, 415, 766, 411], [799, 361, 770, 411], [768, 415, 770, 411], [799, 361, 801, 358], [900, 415, 897, 413], [897, 413, 804, 360], [801, 358, 804, 360], [1094, -157, 970, -157], [970, -157, 966, -157], [1094, -157, 1098, -157], [904, -157, 962, -157], [904, -157, 900, -157], [966, -157, 962, -157], [1098, -43, 1098, -47], [1098, -153, 1098, -47], [1098, -157, 1098, -153], [1164, -43, 1160, -43], [1102, -43, 1160, -43], [1098, -43, 1102, -43], [1100, 68, 1162, -39], [1164, -43, 1162, -39], [1098, 72, 1100, 68], [1195, 132, 1197, 129], [1166, 183, 1164, 186], [1195, 132, 1166, 183], [1098, 72, 1102, 74], [1102, 74, 1194, 127], [1197, 129, 1194, 127], [1098, 300, 1100, 297], [1162, 189, 1164, 186], [1162, 189, 1100, 297], [999, 358, 1003, 356], [1095, 302, 1003, 356], [1095, 302, 1098, 300], [968, 304, 997, 354], [999, 358, 997, 354], [968, 304, 966, 300], [964, 304, 902, 411], [966, 300, 964, 304], [900, 415, 902, 411], [830, -157, 834, -157], [702, -157, 706, -157], [830, -157, 706, -157], [896, -157, 838, -157], [896, -157, 900, -157], [834, -157, 838, -157], [900, -153, 900, -47], [900, -47, 900, -43], [900, -157, 900, -153], [702, -157, 702, -153], [702, -47, 702, -153], [702, -43, 702, -47], [698, -43, 640, -43], [698, -43, 702, -43], [636, -43, 640, -43], [636, -43, 638, -39], [702, 72, 700, 68], [638, -39, 700, 68], [605, 132, 603, 129], [605, 132, 634, 183], [634, 183, 636, 186], [603, 129, 606, 127], [606, 127, 699, 74], [699, 74, 702, 72], [638, 189, 700, 297], [636, 186, 638, 189], [702, 300, 700, 297], [702, 300, 705, 302], [801, 358, 798, 356], [705, 302, 798, 356], [803, 354, 832, 304], [832, 304, 834, 300], [803, 354, 801, 358], [898, 411, 836, 304], [834, 300, 836, 304], [900, 415, 898, 411], [900, 411, 900, 304], [900, 415, 900, 411], [900, 300, 900, 304], [1003, -102, 999, -100], [1098, -157, 1095, -155], [1003, -102, 1095, -155], [1034, -46, 1096, -154], [1032, -43, 1034, -46], [1098, -157, 1096, -154], [997, -103, 968, -154], [999, -100, 997, -103], [966, -157, 968, -154], [902, -46, 900, -43], [902, -46, 964, -154], [964, -154, 966, -157], [1036, -43, 1094, -43], [1094, -43, 1098, -43], [1032, -43, 1036, -43], [1098, 72, 1098, 68], [1098, -39, 1098, -43], [1098, 68, 1098, -39], [1098, 72, 1100, 75], [1164, 186, 1162, 183], [1100, 75, 1162, 183], [1160, 186, 1164, 186], [1102, 186, 1098, 186], [1160, 186, 1102, 186], [1098, 300, 1098, 296], [1098, 190, 1098, 296], [1098, 190, 1098, 186], [966, 300, 970, 300], [1098, 300, 1094, 300], [970, 300, 1094, 300], [904, 300, 900, 300], [966, 300, 962, 300], [962, 300, 904, 300], [801, -100, 798, -102], [705, -155, 798, -102], [702, -157, 705, -155], [768, -43, 766, -46], [766, -46, 704, -154], [702, -157, 704, -154], [803, -103, 832, -154], [832, -154, 834, -157], [803, -103, 801, -100], [900, -43, 898, -46], [836, -154, 898, -46], [834, -157, 836, -154], [706, -43, 702, -43], [768, -43, 764, -43], [706, -43, 764, -43], [702, -39, 702, -43], [702, -39, 702, 68], [702, 72, 702, 68], [700, 75, 638, 183], [700, 75, 702, 72], [636, 186, 638, 183], [698, 186, 702, 186], [698, 186, 640, 186], [636, 186, 640, 186], [702, 190, 702, 186], [702, 190, 702, 296], [702, 300, 702, 296], [702, 300, 706, 300], [830, 300, 706, 300], [830, 300, 834, 300], [896, 300, 900, 300], [834, 300, 838, 300], [896, 300, 838, 300], [900, 296, 900, 190], [900, 296, 900, 300], [900, 186, 900, 190], [1030, -46, 1032, -43], [999, -100, 1001, -96], [1030, -46, 1001, -96], [999, -100, 996, -98], [903, -45, 996, -98], [903, -45, 900, -43], [1034, -39, 1096, 68], [1032, -43, 1034, -39], [1098, 72, 1096, 68], [1098, 182, 1098, 186], [1098, 72, 1098, 76], [1098, 76, 1098, 182], [1032, 186, 1036, 186], [1094, 186, 1098, 186], [1036, 186, 1094, 186], [1098, 300, 1096, 297], [1034, 189, 1096, 297], [1032, 186, 1034, 189], [999, 243, 1003, 245], [1098, 300, 1095, 298], [1003, 245, 1095, 298], [997, 247, 968, 297], [999, 243, 997, 247], [966, 300, 968, 297], [900, 186, 902, 189], [964, 297, 902, 189], [966, 300, 964, 297], [768, -43, 770, -46], [799, -96, 770, -46], [801, -100, 799, -96], [801, -100, 804, -98], [900, -43, 897, -45], [804, -98, 897, -45], [766, -39, 704, 68], [702, 72, 704, 68], [766, -39, 768, -43], [702, 76, 702, 72], [702, 182, 702, 76], [702, 186, 702, 182], [706, 186, 764, 186], [706, 186, 702, 186], [768, 186, 764, 186], [766, 189, 704, 297], [702, 300, 704, 297], [766, 189, 768, 186], [798, 245, 705, 298], [702, 300, 705, 298], [801, 243, 798, 245], [803, 247, 832, 297], [803, 247, 801, 243], [832, 297, 834, 300], [900, 186, 898, 189], [836, 297, 834, 300], [836, 297, 898, 189], [1032, -43, 1028, -43], [900, -43, 904, -43], [1028, -43, 904, -43], [1030, -39, 1001, 11], [999, 15, 1001, 11], [1032, -43, 1030, -39], [1003, 17, 1095, 70], [1003, 17, 999, 15], [1098, 72, 1095, 70], [1032, 186, 1034, 183], [1034, 183, 1096, 75], [1098, 72, 1096, 75], [1030, 189, 1001, 240], [1032, 186, 1030, 189], [999, 243, 1001, 240], [900, 186, 903, 188], [903, 188, 996, 241], [999, 243, 996, 241], [900, -43, 896, -43], [768, -43, 772, -43], [772, -43, 896, -43], [770, -39, 768, -43], [770, -39, 799, 11], [801, 15, 799, 11], [801, 15, 798, 17], [702, 72, 705, 70], [798, 17, 705, 70], [702, 72, 704, 75], [768, 186, 766, 183], [766, 183, 704, 75], [770, 189, 799, 240], [770, 189, 768, 186], [801, 243, 799, 240], [900, 186, 897, 188], [801, 243, 804, 241], [804, 241, 897, 188], [999, 15, 996, 13], [996, 13, 903, -41], [900, -43, 903, -41], [966, 72, 968, 68], [997, 18, 999, 15], [997, 18, 968, 68], [966, 72, 970, 72], [1094, 72, 970, 72], [1094, 72, 1098, 72], [1003, 127, 1095, 74], [1098, 72, 1095, 74], [1003, 127, 999, 129], [1030, 183, 1032, 186], [1030, 183, 1001, 132], [999, 129, 1001, 132], [1032, 186, 1028, 186], [1028, 186, 904, 186], [900, 186, 904, 186], [804, 13, 897, -41], [801, 15, 804, 13], [900, -43, 897, -41], [832, 68, 834, 72], [803, 18, 832, 68], [803, 18, 801, 15], [832, 75, 834, 72], [803, 125, 832, 75], [803, 125, 801, 129], [702, 72, 706, 72], [830, 72, 834, 72], [830, 72, 706, 72], [705, 74, 798, 127], [702, 72, 705, 74], [801, 129, 798, 127], [804, 131, 897, 184], [801, 129, 804, 131], [900, 186, 897, 184], [801, 129, 799, 132], [768, 186, 770, 183], [799, 132, 770, 183], [900, 186, 896, 186], [772, 186, 896, 186], [768, 186, 772, 186], [966, 72, 962, 72], [904, 72, 962, 72], [904, 72, 900, 72], [964, 68, 902, -39], [964, 68, 966, 72], [900, -43, 902, -39], [902, 183, 900, 186], [902, 183, 964, 75], [964, 75, 966, 72], [966, 72, 968, 75], [968, 75, 997, 125], [999, 129, 997, 125], [903, 184, 900, 186], [999, 129, 996, 131], [903, 184, 996, 131], [896, 72, 838, 72], [896, 72, 900, 72], [834, 72, 838, 72], [900, -43, 898, -39], [836, 68, 898, -39], [836, 68, 834, 72], [900, 68, 900, -39], [900, -43, 900, -39], [900, 68, 900, 72], [1392, -327, 1395, -329], [1395, -329, 1393, -332], [1393, 475, 1395, 472], [1395, 472, 1392, 470], [408, -327, 405, -329], [405, -329, 407, -332], [408, 470, 405, 472], [405, 472, 407, 475], [1393, -211, 1395, -214], [1395, -214, 1392, -216], [407, -211, 405, -214], [405, -214, 408, -216], [1393, -103, 1395, -100], [1395, -100, 1392, -98], [1393, 354, 1395, 358], [1395, 358, 1392, 360], [1194, 584, 1197, 586], [1197, 586, 1199, 583], [408, -98, 405, -100], [405, -100, 407, -103], [408, 360, 405, 358], [405, 358, 407, 354], [606, 584, 603, 586], [603, 586, 601, 583], [1393, 18, 1395, 15], [1395, 15, 1392, 13], [1393, 247, 1395, 243], [1395, 243, 1392, 241], [997, 583, 999, 586], [999, 586, 1003, 584], [407, 18, 405, 15], [405, 15, 408, 13], [407, 247, 405, 243], [405, 243, 408, 241], [803, 583, 801, 586], [801, 586, 798, 584], [1393, 125, 1395, 129], [1395, 129, 1392, 131], [408, 131, 405, 129], [405, 129, 407, 125]];
var x_shift = -150;
var y_shift = +200;
var x_scale = 0.5;
var y_scale = 0.5;
*/


// 1/30/2016 Aatish Bhatia (@aatishb)
var physics;
var particles = [];
var springs = [];
var stiffness = 0.2;
var perlin_offset = 0;

var points = [];
var lines = [];
var fixed_nodes = [];
var inputMode = 1;
var setupMode = 0;
var simulationMode = 0;

var button;


function setup() {
  createCanvas(600,600);
  background(51);
  textAlign(CENTER);
  textSize(20);
  stroke(200);
  strokeWeight(2);
  fill(255,0,0);
  button = createButton('Done');
  button.position(width-50, height-45);
  button.mousePressed(buttonPressed);

}

function draw() {
  
  if(inputMode){
    // input mode draws your mesh and lets you select fixed points
    drawMesh();
  }

  if(setupMode){
    // setup mode initalizes the physics world (it only runs once)
    button.remove();
    initializePhysics();
    setupMode = 0;
    simulationMode = 1;
  }

  if(simulationMode){
    // simulation mode runs the simulation i.e. updates the physics world and displays your mesh
    simulate();
  }

}
  
  
function drawMesh(){
  background(51);
  for(var i = 0; i < mesh.length; i++){

    var x1 = x_scale*mesh[i][0]+x_shift;
    var y1 = y_scale*mesh[i][1]+y_shift;
    var x2 = x_scale*mesh[i][2]+x_shift;
    var y2 = y_scale*mesh[i][3]+y_shift;

    line(x1,y1,x2,y2);
    
    if(abs(mouseX-x1)<5 && abs(mouseY-y1)<5){
      ellipse(x1,y1,10,10);
      var point = [x1,y1];
      if(mouseIsPressed && !fixed_nodes.containsArray(point)){
        fixed_nodes.push(point);
      }
    }
    else if(abs(mouseX-x2)<5 && abs(mouseY-y2)<5){
      ellipse(x2,y2,10,10);
      var point = [x2,y2];
      if(mouseIsPressed && !fixed_nodes.containsArray(point)){
        fixed_nodes.push(point);
      }
    }

  }

  for(var i = 0; i < fixed_nodes.length; i++){
    ellipse(fixed_nodes[i][0],fixed_nodes[i][1],10,10);
  }
  noStroke();
  text('Click on the nodes you want to pin',width/2,height-30);
  stroke(200);
  strokeWeight(2);

  
}

function buttonPressed() {

  inputMode = 0;
  setupMode = 1;
  
}


function initializePhysics(){
  
    // Initialize the physics
  physics=new VerletPhysics2D();
  physics.addBehavior(new GravityBehavior(new Vec2D(0,0.5)));

  // Set the world's bounding box
  physics.setWorldBounds(new Rect(0,0,width,height));
  
  // Make particles
  for(var i = 0; i<mesh.length; i++){

    var x1 = x_scale*mesh[i][0]+x_shift;
    var y1 = y_scale*mesh[i][1]+y_shift;
    var x2 = x_scale*mesh[i][2]+x_shift;
    var y2 = y_scale*mesh[i][3]+y_shift;

    // Check if particle already exists at that location
    if (points.indexOf(str(x1)+':'+str(y1)) < 0) {
      // If not, create the particle
      particles.push(new Particle(new Vec2D(x1,y1)));
      // Anything we make, we have to add into the physics world
      physics.addParticle(particles.slice(-1)[0]);
      // Index new particles by their location
      points.push(str(x1)+':'+str(y1));
    }

    if (points.indexOf(str(x2)+':'+str(y2)) < 0) {
      particles.push(new Particle(new Vec2D(x2,y2)));
      physics.addParticle(particles.slice(-1)[0]);
      points.push(str(x2)+':'+str(y2));
    }

    var i1 = points.indexOf(str(x1)+':'+str(y1));
    var i2 = points.indexOf(str(x2)+':'+str(y2));

    for(var j = 0; j<fixed_nodes.length; j++){
      if(x1==fixed_nodes[j][0] && y1==fixed_nodes[j][1]){
        particles[i1].lock();
      }
      if(x2==fixed_nodes[j][0] && y2==fixed_nodes[j][1]){
        particles[i2].lock();
      }

    }

    // Make a spring connecting both Particles
    springs.push(new VerletSpring2D(particles[i1],particles[i2],dist(x1,y1,x2,y2),stiffness));
    physics.addSpring(springs.slice(-1)[0]);
    //line(x1,y1,x2,y2);
    lines.push([x1,y1,x2,y2]);
  }

  
}




var perlin_offset_x = 0;
var perlin_offset_y = 0;
var x_amplitude = 1; //this controls strength of wind in x direction
var y_amplitude = 1; //this controls strength of wind in y direction

function simulate(){
  
  // Move all particles according to Perlin Noise
  for(var i = 0; i<points.length; i++){
    
    if (!particles[i].isLocked){
      var prev_x = particles[i].x;
      var prev_y = particles[i].y;
  
      particles[i].x += map(noise(prev_x/100+perlin_offset_x),0,1,-x_amplitude,x_amplitude);
      particles[i].y += map(noise(prev_y/100+perlin_offset_y),0,1,-y_amplitude,y_amplitude);
  
      perlin_offset_x += 0.01; // this controls rate of variation of wind in x direction
      perlin_offset_y += 0.01; // this controls rate of variation of wind in y direction
    }
  }

  // Update the physics world
  physics.update();

  background(51);

  // This next bit draws lines between the particles
  for(var i=0; i<lines.length; i++){

    var x1 = lines[i][0];
    var y1 = lines[i][1];
    var x2 = lines[i][2];
    var y2 = lines[i][3];
    
    var i1 = points.indexOf(str(x1)+':'+str(y1));
    var i2 = points.indexOf(str(x2)+':'+str(y2));

    line(particles[i1].x,particles[i1].y,particles[i2].x,particles[i2].y);

  }
  
  
}


Array.prototype.containsArray = function(val) {
    var hash = {};
    for(var i=0; i<this.length; i++) {
        hash[this[i]] = i;
    }
    return hash.hasOwnProperty(val);
}
